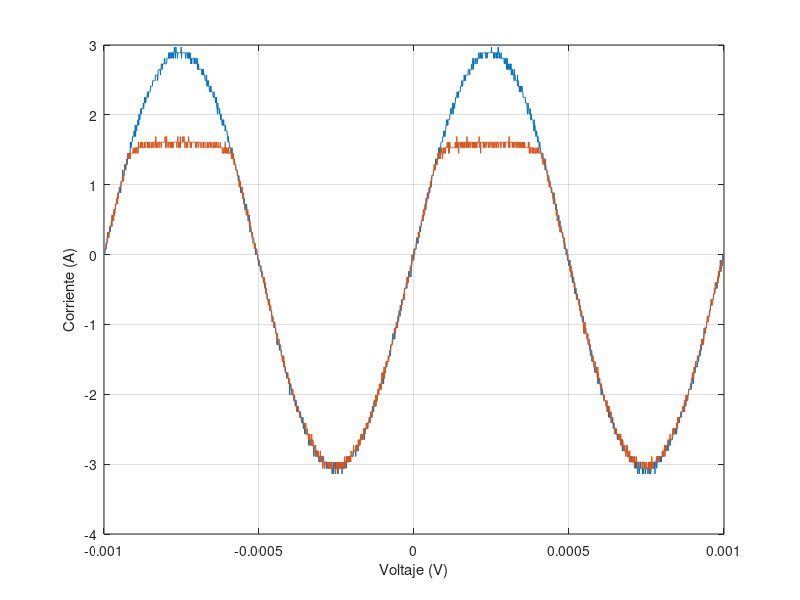

MATLAB code to generate this figure:
t=[-1.00E-03
-9.99E-04
-9.98E-04
-9.97E-04
-9.96E-04
-9.95E-04
-9.94E-04
-9.93E-04
-9.92E-04
-9.91E-04
-9.90E-04
-9.89E-04
-9.88E-04
-9.87E-04
-9.86E-04
-9.85E-04
-9.84E-04
-9.83E-04
-9.82E-04
-9.81E-04
-9.80E-04
-9.79E-04
-9.78E-04
-9.77E-04
-9.76E-04
-9.75E-04
-9.74E-04
-9.73E-04
-9.72E-04
-9.71E-04
-9.70E-04
-9.69E-04
-9.68E-04
-9.67E-04
-9.66E-04
-9.65E-04
-9.64E-04
-9.63E-04
-9.62E-04
-9.61E-04
-9.60E-04
-9.59E-04
-9.58E-04
-9.57E-04
-9.56E-04
-9.55E-04
-9.54E-04
-9.53E-04
-9.52E-04
-9.51E-04
-9.50E-04
-9.49E-04
-9.48E-04
-9.47E-04
-9.46E-04
-9.45E-04
-9.44E-04
-9.43E-04
-9.42E-04
-9.41E-04
-9.40E-04
-9.39E-04
-9.38E-04
-9.37E-04
-9.36E-04
-9.35E-04
-9.34E-04
-9.33E-04
-9.32E-04
-9.31E-04
-9.30E-04
-9.29E-04
-9.28E-04
-9.27E-04
-9.26E-04
-9.25E-04
-9.24E-04
-9.23E-04
-9.22E-04
-9.21E-04
-9.20E-04
-9.19E-04
-9.18E-04
-9.17E-04
-9.16E-04
-9.15E-04
-9.14E-04
-9.13E-04
-9.12E-04
-9.11E-04
-9.10E-04
-9.09E-04
-9.08E-04
-9.07E-04
-9.06E-04
-9.05E-04
-9.04E-04
-9.03E-04
-9.02E-04
-9.01E-04
-9.00E-04
-8.99E-04
-8.98E-04
-8.97E-04
-8.96E-04
-8.95E-04
-8.94E-04
-8.93E-04
-8.92E-04
-8.91E-04
-8.90E-04
-8.89E-04
-8.88E-04
-8.87E-04
-8.86E-04
-8.85E-04
-8.84E-04
-8.83E-04
-8.82E-04
-8.81E-04
-8.80E-04
-8.79E-04
-8.78E-04
-8.77E-04
-8.76E-04
-8.75E-04
-8.74E-04
-8.73E-04
-8.72E-04
-8.71E-04
-8.70E-04
-8.69E-04
-8.68E-04
-8.67E-04
-8.66E-04
-8.65E-04
-8.64E-04
-8.63E-04
-8.62E-04
-8.61E-04
-8.60E-04
-8.59E-04
-8.58E-04
-8.57E-04
-8.56E-04
-8.55E-04
-8.54E-04
-8.53E-04
-8.52E-04
-8.51E-04
-8.50E-04
-8.49E-04
-8.48E-04
-8.47E-04
-8.46E-04
-8.45E-04
-8.44E-04
-8.43E-04
-8.42E-04
-8.41E-04
-8.40E-04
-8.39E-04
-8.38E-04
-8.37E-04
-8.36E-04
-8.35E-04
-8.34E-04
-8.33E-04
-8.32E-04
-8.31E-04
-8.30E-04
-8.29E-04
-8.28E-04
-8.27E-04
-8.26E-04
-8.25E-04
-8.24E-04
-8.23E-04
-8.22E-04
-8.21E-04
-8.20E-04
-8.19E-04
-8.18E-04
-8.17E-04
-8.16E-04
-8.15E-04
-8.14E-04
-8.13E-04
-8.12E-04
-8.11E-04
-8.10E-04
-8.09E-04
-8.08E-04
-8.07E-04
-8.06E-04
-8.05E-04
-8.04E-04
-8.03E-04
-8.02E-04
-8.01E-04
-8.00E-04
-7.99E-04
-7.98E-04
-7.97E-04
-7.96E-04
-7.95E-04
-7.94E-04
-7.93E-04
-7.92E-04
-7.91E-04
-7.90E-04
-7.89E-04
-7.88E-04
-7.87E-04
-7.86E-04
-7.85E-04
-7.84E-04
-7.83E-04
-7.82E-04
-7.81E-04
-7.80E-04
-7.79E-04
-7.78E-04
-7.77E-04
-7.76E-04
-7.75E-04
-7.74E-04
-7.73E-04
-7.72E-04
-7.71E-04
-7.70E-04
-7.69E-04
-7.68E-04
-7.67E-04
-7.66E-04
-7.65E-04
-7.64E-04
-7.63E-04
-7.62E-04
-7.61E-04
-7.60E-04
-7.59E-04
-7.58E-04
-7.57E-04
-7.56E-04
-7.55E-04
-7.54E-04
-7.53E-04
-7.52E-04
-7.51E-04
-7.50E-04
-7.49E-04
-7.48E-04
-7.47E-04
-7.46E-04
-7.45E-04
-7.44E-04
-7.43E-04
-7.42E-04
-7.41E-04
-7.40E-04
-7.39E-04
-7.38E-04
-7.37E-04
-7.36E-04
-7.35E-04
-7.34E-04
-7.33E-04
-7.32E-04
-7.31E-04
-7.30E-04
-7.29E-04
-7.28E-04
-7.27E-04
-7.26E-04
-7.25E-04
-7.24E-04
-7.23E-04
-7.22E-04
-7.21E-04
-7.20E-04
-7.19E-04
-7.18E-04
-7.17E-04
-7.16E-04
-7.15E-04
-7.14E-04
-7.13E-04
-7.12E-04
-7.11E-04
-7.10E-04
-7.09E-04
-7.08E-04
-7.07E-04
-7.06E-04
-7.05E-04
-7.04E-04
-7.03E-04
-7.02E-04
-7.01E-04
-7.00E-04
-6.99E-04
-6.98E-04
-6.97E-04
-6.96E-04
-6.95E-04
-6.94E-04
-6.93E-04
-6.92E-04
-6.91E-04
-6.90E-04
-6.89E-04
-6.88E-04
-6.87E-04
-6.86E-04
-6.85E-04
-6.84E-04
-6.83E-04
-6.82E-04
-6.81E-04
-6.80E-04
-6.79E-04
-6.78E-04
-6.77E-04
-6.76E-04
-6.75E-04
-6.74E-04
-6.73E-04
-6.72E-04
-6.71E-04
-6.70E-04
-6.69E-04
-6.68E-04
-6.67E-04
-6.66E-04
-6.65E-04
-6.64E-04
-6.63E-04
-6.62E-04
-6.61E-04
-6.60E-04
-6.59E-04
-6.58E-04
-6.57E-04
-6.56E-04
-6.55E-04
-6.54E-04
-6.53E-04
-6.52E-04
-6.51E-04
-6.50E-04
-6.49E-04
-6.48E-04
-6.47E-04
-6.46E-04
-6.45E-04
-6.44E-04
-6.43E-04
-6.42E-04
-6.41E-04
-6.40E-04
-6.39E-04
-6.38E-04
-6.37E-04
-6.36E-04
-6.35E-04
-6.34E-04
-6.33E-04
-6.32E-04
-6.31E-04
-6.30E-04
-6.29E-04
-6.28E-04
-6.27E-04
-6.26E-04
-6.25E-04
-6.24E-04
-6.23E-04
-6.22E-04
-6.21E-04
-6.20E-04
-6.19E-04
-6.18E-04
-6.17E-04
-6.16E-04
-6.15E-04
-6.14E-04
-6.13E-04
-6.12E-04
-6.11E-04
-6.10E-04
-6.09E-04
-6.08E-04
-6.07E-04
-6.06E-04
-6.05E-04
-6.04E-04
-6.03E-04
-6.02E-04
-6.01E-04
-6.00E-04
-5.99E-04
-5.98E-04
-5.97E-04
-5.96E-04
-5.95E-04
-5.94E-04
-5.93E-04
-5.92E-04
-5.91E-04
-5.90E-04
-5.89E-04
-5.88E-04
-5.87E-04
-5.86E-04
-5.85E-04
-5.84E-04
-5.83E-04
-5.82E-04
-5.81E-04
-5.80E-04
-5.79E-04
-5.78E-04
-5.77E-04
-5.76E-04
-5.75E-04
-5.74E-04
-5.73E-04
-5.72E-04
-5.71E-04
-5.70E-04
-5.69E-04
-5.68E-04
-5.67E-04
-5.66E-04
-5.65E-04
-5.64E-04
-5.63E-04
-5.62E-04
-5.61E-04
-5.60E-04
-5.59E-04
-5.58E-04
-5.57E-04
-5.56E-04
-5.55E-04
-5.54E-04
-5.53E-04
-5.52E-04
-5.51E-04
-5.50E-04
-5.49E-04
-5.48E-04
-5.47E-04
-5.46E-04
-5.45E-04
-5.44E-04
-5.43E-04
-5.42E-04
-5.41E-04
-5.40E-04
-5.39E-04
-5.38E-04
-5.37E-04
-5.36E-04
-5.35E-04
-5.34E-04
-5.33E-04
-5.32E-04
-5.31E-04
-5.30E-04
-5.29E-04
-5.28E-04
-5.27E-04
-5.26E-04
-5.25E-04
-5.24E-04
-5.23E-04
-5.22E-04
-5.21E-04
-5.20E-04
-5.19E-04
-5.18E-04
-5.17E-04
-5.16E-04
-5.15E-04
-5.14E-04
-5.13E-04
-5.12E-04
-5.11E-04
-5.10E-04
-5.09E-04
-5.08E-04
-5.07E-04
-5.06E-04
-5.05E-04
-5.04E-04
-5.03E-04
-5.02E-04
-5.01E-04
-5.00E-04
-4.99E-04
-4.98E-04
-4.97E-04
-4.96E-04
-4.95E-04
-4.94E-04
-4.93E-04
-4.92E-04
-4.91E-04
-4.90E-04
-4.89E-04
-4.88E-04
-4.87E-04
-4.86E-04
-4.85E-04
-4.84E-04
-4.83E-04
-4.82E-04
-4.81E-04
-4.80E-04
-4.79E-04
-4.78E-04
-4.77E-04
-4.76E-04
-4.75E-04
-4.74E-04
-4.73E-04
-4.72E-04
-4.71E-04
-4.70E-04
-4.69E-04
-4.68E-04
-4.67E-04
-4.66E-04
-4.65E-04
-4.64E-04
-4.63E-04
-4.62E-04
-4.61E-04
-4.60E-04
-4.59E-04
-4.58E-04
-4.57E-04
-4.56E-04
-4.55E-04
-4.54E-04
-4.53E-04
-4.52E-04
-4.51E-04
-4.50E-04
-4.49E-04
-4.48E-04
-4.47E-04
-4.46E-04
-4.45E-04
-4.44E-04
-4.43E-04
-4.42E-04
-4.41E-04
-4.40E-04
-4.39E-04
-4.38E-04
-4.37E-04
-4.36E-04
-4.35E-04
-4.34E-04
-4.33E-04
-4.32E-04
-4.31E-04
-4.30E-04
-4.29E-04
-4.28E-04
-4.27E-04
-4.26E-04
-4.25E-04
-4.24E-04
-4.23E-04
-4.22E-04
-4.21E-04
-4.20E-04
-4.19E-04
-4.18E-04
-4.17E-04
-4.16E-04
-4.15E-04
-4.14E-04
-4.13E-04
-4.12E-04
-4.11E-04
-4.10E-04
-4.09E-04
-4.08E-04
-4.07E-04
-4.06E-04
-4.05E-04
-4.04E-04
-4.03E-04
-4.02E-04
-4.01E-04
-4.00E-04
-3.99E-04
-3.98E-04
-3.97E-04
-3.96E-04
-3.95E-04
-3.94E-04
-3.93E-04
-3.92E-04
-3.91E-04
-3.90E-04
-3.89E-04
-3.88E-04
-3.87E-04
-3.86E-04
-3.85E-04
-3.84E-04
-3.83E-04
-3.82E-04
-3.81E-04
-3.80E-04
-3.79E-04
-3.78E-04
-3.77E-04
-3.76E-04
-3.75E-04
-3.74E-04
-3.73E-04
-3.72E-04
-3.71E-04
-3.70E-04
-3.69E-04
-3.68E-04
-3.67E-04
-3.66E-04
-3.65E-04
-3.64E-04
-3.63E-04
-3.62E-04
-3.61E-04
-3.60E-04
-3.59E-04
-3.58E-04
-3.57E-04
-3.56E-04
-3.55E-04
-3.54E-04
-3.53E-04
-3.52E-04
-3.51E-04
-3.50E-04
-3.49E-04
-3.48E-04
-3.47E-04
-3.46E-04
-3.45E-04
-3.44E-04
-3.43E-04
-3.42E-04
-3.41E-04
-3.40E-04
-3.39E-04
-3.38E-04
-3.37E-04
-3.36E-04
-3.35E-04
-3.34E-04
-3.33E-04
-3.32E-04
-3.31E-04
-3.30E-04
-3.29E-04
-3.28E-04
-3.27E-04
-3.26E-04
-3.25E-04
-3.24E-04
-3.23E-04
-3.22E-04
-3.21E-04
-3.20E-04
-3.19E-04
-3.18E-04
-3.17E-04
-3.16E-04
-3.15E-04
-3.14E-04
-3.13E-04
-3.12E-04
-3.11E-04
-3.10E-04
-3.09E-04
-3.08E-04
-3.07E-04
-3.06E-04
-3.05E-04
-3.04E-04
-3.03E-04
-3.02E-04
-3.01E-04
-3.00E-04
-2.99E-04
-2.98E-04
-2.97E-04
-2.96E-04
-2.95E-04
-2.94E-04
-2.93E-04
-2.92E-04
-2.91E-04
-2.90E-04
-2.89E-04
-2.88E-04
-2.87E-04
-2.86E-04
-2.85E-04
-2.84E-04
-2.83E-04
-2.82E-04
-2.81E-04
-2.80E-04
-2.79E-04
-2.78E-04
-2.77E-04
-2.76E-04
-2.75E-04
-2.74E-04
-2.73E-04
-2.72E-04
-2.71E-04
-2.70E-04
-2.69E-04
-2.68E-04
-2.67E-04
-2.66E-04
-2.65E-04
-2.64E-04
-2.63E-04
-2.62E-04
-2.61E-04
-2.60E-04
-2.59E-04
-2.58E-04
-2.57E-04
-2.56E-04
-2.55E-04
-2.54E-04
-2.53E-04
-2.52E-04
-2.51E-04
-2.50E-04
-2.49E-04
-2.48E-04
-2.47E-04
-2.46E-04
-2.45E-04
-2.44E-04
-2.43E-04
-2.42E-04
-2.41E-04
-2.40E-04
-2.39E-04
-2.38E-04
-2.37E-04
-2.36E-04
-2.35E-04
-2.34E-04
-2.33E-04
-2.32E-04
-2.31E-04
-2.30E-04
-2.29E-04
-2.28E-04
-2.27E-04
-2.26E-04
-2.25E-04
-2.24E-04
-2.23E-04
-2.22E-04
-2.21E-04
-2.20E-04
-2.19E-04
-2.18E-04
-2.17E-04
-2.16E-04
-2.15E-04
-2.14E-04
-2.13E-04
-2.12E-04
-2.11E-04
-2.10E-04
-2.09E-04
-2.08E-04
-2.07E-04
-2.06E-04
-2.05E-04
-2.04E-04
-2.03E-04
-2.02E-04
-2.01E-04
-2.00E-04
-1.99E-04
-1.98E-04
-1.97E-04
-1.96E-04
-1.95E-04
-1.94E-04
-1.93E-04
-1.92E-04
-1.91E-04
-1.90E-04
-1.89E-04
-1.88E-04
-1.87E-04
-1.86E-04
-1.85E-04
-1.84E-04
-1.83E-04
-1.82E-04
-1.81E-04
-1.80E-04
-1.79E-04
-1.78E-04
-1.77E-04
-1.76E-04
-1.75E-04
-1.74E-04
-1.73E-04
-1.72E-04
-1.71E-04
-1.70E-04
-1.69E-04
-1.68E-04
-1.67E-04
-1.66E-04
-1.65E-04
-1.64E-04
-1.63E-04
-1.62E-04
-1.61E-04
-1.60E-04
-1.59E-04
-1.58E-04
-1.57E-04
-1.56E-04
-1.55E-04
-1.54E-04
-1.53E-04
-1.52E-04
-1.51E-04
-1.50E-04
-1.49E-04
-1.48E-04
-1.47E-04
-1.46E-04
-1.45E-04
-1.44E-04
-1.43E-04
-1.42E-04
-1.41E-04
-1.40E-04
-1.39E-04
-1.38E-04
-1.37E-04
-1.36E-04
-1.35E-04
-1.34E-04
-1.33E-04
-1.32E-04
-1.31E-04
-1.30E-04
-1.29E-04
-1.28E-04
-1.27E-04
-1.26E-04
-1.25E-04
-1.24E-04
-1.23E-04
-1.22E-04
-1.21E-04
-1.20E-04
-1.19E-04
-1.18E-04
-1.17E-04
-1.16E-04
-1.15E-04
-1.14E-04
-1.13E-04
-1.12E-04
-1.11E-04
-1.10E-04
-1.09E-04
-1.08E-04
-1.07E-04
-1.06E-04
-1.05E-04
-1.04E-04
-1.03E-04
-1.02E-04
-1.01E-04
-1.00E-04
-9.90E-05
-9.80E-05
-9.70E-05
-9.60E-05
-9.50E-05
-9.40E-05
-9.30E-05
-9.20E-05
-9.10E-05
-9.00E-05
-8.90E-05
-8.80E-05
-8.70E-05
-8.60E-05
-8.50E-05
-8.40E-05
-8.30E-05
-8.20E-05
-8.10E-05
-8.00E-05
-7.90E-05
-7.80E-05
-7.70E-05
-7.60E-05
-7.50E-05
-7.40E-05
-7.30E-05
-7.20E-05
-7.10E-05
-7.00E-05
-6.90E-05
-6.80E-05
-6.70E-05
-6.60E-05
-6.50E-05
-6.40E-05
-6.30E-05
-6.20E-05
-6.10E-05
-6.00E-05
-5.90E-05
-5.80E-05
-5.70E-05
-5.60E-05
-5.50E-05
-5.40E-05
-5.30E-05
-5.20E-05
-5.10E-05
-5.00E-05
-4.90E-05
-4.80E-05
-4.70E-05
-4.60E-05
-4.50E-05
-4.40E-05
-4.30E-05
-4.20E-05
-4.10E-05
-4.00E-05
-3.90E-05
-3.80E-05
-3.70E-05
-3.60E-05
-3.50E-05
-3.40E-05
-3.30E-05
-3.20E-05
-3.10E-05
-3.00E-05
-2.90E-05
-2.80E-05
-2.70E-05
-2.60E-05
-2.50E-05
-2.40E-05
-2.30E-05
-2.20E-05
-2.10E-05
-2.00E-05
-1.90E-05
-1.80E-05
-1.70E-05
-1.60E-05
-1.50E-05
-1.40E-05
-1.30E-05
-1.20E-05
-1.10E-05
-1.00E-05
-9.00E-06
-8.00E-06
-7.00E-06
-6.00E-06
-5.00E-06
-4.00E-06
-3.00E-06
-2.00E-06
-1.00E-06
0.00E+00
1.00E-06
2.00E-06
3.00E-06
4.00E-06
5.00E-06
6.00E-06
7.00E-06
8.00E-06
9.00E-06
1.00E-05
1.10E-05
1.20E-05
1.30E-05
1.40E-05
1.50E-05
1.60E-05
1.70E-05
1.80E-05
1.90E-05
2.00E-05
2.10E-05
2.20E-05
2.30E-05
2.40E-05
2.50E-05
2.60E-05
2.70E-05
2.80E-05
2.90E-05
3.00E-05
3.10E-05
3.20E-05
3.30E-05
3.40E-05
3.50E-05
3.60E-05
3.70E-05
3.80E-05
3.90E-05
4.00E-05
4.10E-05
4.20E-05
4.30E-05
4.40E-05
4.50E-05
4.60E-05
4.70E-05
4.80E-05
4.90E-05
5.00E-05
5.10E-05
5.20E-05
5.30E-05
5.40E-05
5.50E-05
5.60E-05
5.70E-05
5.80E-05
5.90E-05
6.00E-05
6.10E-05
6.20E-05
6.30E-05
6.40E-05
6.50E-05
6.60E-05
6.70E-05
6.80E-05
6.90E-05
7.00E-05
7.10E-05
7.20E-05
7.30E-05
7.40E-05
7.50E-05
7.60E-05
7.70E-05
7.80E-05
7.90E-05
8.00E-05
8.10E-05
8.20E-05
8.30E-05
8.40E-05
8.50E-05
8.60E-05
8.70E-05
8.80E-05
8.90E-05
9.00E-05
9.10E-05
9.20E-05
9.30E-05
9.40E-05
9.50E-05
9.60E-05
9.70E-05
9.80E-05
9.90E-05
1.00E-04
1.01E-04
1.02E-04
1.03E-04
1.04E-04
1.05E-04
1.06E-04
1.07E-04
1.08E-04
1.09E-04
1.10E-04
1.11E-04
1.12E-04
1.13E-04
1.14E-04
1.15E-04
1.16E-04
1.17E-04
1.18E-04
1.19E-04
1.20E-04
1.21E-04
1.22E-04
1.23E-04
1.24E-04
1.25E-04
1.26E-04
1.27E-04
1.28E-04
1.29E-04
1.30E-04
1.31E-04
1.32E-04
1.33E-04
1.34E-04
1.35E-04
1.36E-04
1.37E-04
1.38E-04
1.39E-04
1.40E-04
1.41E-04
1.42E-04
1.43E-04
1.44E-04
1.45E-04
1.46E-04
1.47E-04
1.48E-04
1.49E-04
1.50E-04
1.51E-04
1.52E-04
1.53E-04
1.54E-04
1.55E-04
1.56E-04
1.57E-04
1.58E-04
1.59E-04
1.60E-04
1.61E-04
1.62E-04
1.63E-04
1.64E-04
1.65E-04
1.66E-04
1.67E-04
1.68E-04
1.69E-04
1.70E-04
1.71E-04
1.72E-04
1.73E-04
1.74E-04
1.75E-04
1.76E-04
1.77E-04
1.78E-04
1.79E-04
1.80E-04
1.81E-04
1.82E-04
1.83E-04
1.84E-04
1.85E-04
1.86E-04
1.87E-04
1.88E-04
1.89E-04
1.90E-04
1.91E-04
1.92E-04
1.93E-04
1.94E-04
1.95E-04
1.96E-04
1.97E-04
1.98E-04
1.99E-04
2.00E-04
2.01E-04
2.02E-04
2.03E-04
2.04E-04
2.05E-04
2.06E-04
2.07E-04
2.08E-04
2.09E-04
2.10E-04
2.11E-04
2.12E-04
2.13E-04
2.14E-04
2.15E-04
2.16E-04
2.17E-04
2.18E-04
2.19E-04
2.20E-04
2.21E-04
2.22E-04
2.23E-04
2.24E-04
2.25E-04
2.26E-04
2.27E-04
2.28E-04
2.29E-04
2.30E-04
2.31E-04
2.32E-04
2.33E-04
2.34E-04
2.35E-04
2.36E-04
2.37E-04
2.38E-04
2.39E-04
2.40E-04
2.41E-04
2.42E-04
2.43E-04
2.44E-04
2.45E-04
2.46E-04
2.47E-04
2.48E-04
2.49E-04
2.50E-04
2.51E-04
2.52E-04
2.53E-04
2.54E-04
2.55E-04
2.56E-04
2.57E-04
2.58E-04
2.59E-04
2.60E-04
2.61E-04
2.62E-04
2.63E-04
2.64E-04
2.65E-04
2.66E-04
2.67E-04
2.68E-04
2.69E-04
2.70E-04
2.71E-04
2.72E-04
2.73E-04
2.74E-04
2.75E-04
2.76E-04
2.77E-04
2.78E-04
2.79E-04
2.80E-04
2.81E-04
2.82E-04
2.83E-04
2.84E-04
2.85E-04
2.86E-04
2.87E-04
2.88E-04
2.89E-04
2.90E-04
2.91E-04
2.92E-04
2.93E-04
2.94E-04
2.95E-04
2.96E-04
2.97E-04
2.98E-04
2.99E-04
3.00E-04
3.01E-04
3.02E-04
3.03E-04
3.04E-04
3.05E-04
3.06E-04
3.07E-04
3.08E-04
3.09E-04
3.10E-04
3.11E-04
3.12E-04
3.13E-04
3.14E-04
3.15E-04
3.16E-04
3.17E-04
3.18E-04
3.19E-04
3.20E-04
3.21E-04
3.22E-04
3.23E-04
3.24E-04
3.25E-04
3.26E-04
3.27E-04
3.28E-04
3.29E-04
3.30E-04
3.31E-04
3.32E-04
3.33E-04
3.34E-04
3.35E-04
3.36E-04
3.37E-04
3.38E-04
3.39E-04
3.40E-04
3.41E-04
3.42E-04
3.43E-04
3.44E-04
3.45E-04
3.46E-04
3.47E-04
3.48E-04
3.49E-04
3.50E-04
3.51E-04
3.52E-04
3.53E-04
3.54E-04
3.55E-04
3.56E-04
3.57E-04
3.58E-04
3.59E-04
3.60E-04
3.61E-04
3.62E-04
3.63E-04
3.64E-04
3.65E-04
3.66E-04
3.67E-04
3.68E-04
3.69E-04
3.70E-04
3.71E-04
3.72E-04
3.73E-04
3.74E-04
3.75E-04
3.76E-04
3.77E-04
3.78E-04
3.79E-04
3.80E-04
3.81E-04
3.82E-04
3.83E-04
3.84E-04
3.85E-04
3.86E-04
3.87E-04
3.88E-04
3.89E-04
3.90E-04
3.91E-04
3.92E-04
3.93E-04
3.94E-04
3.95E-04
3.96E-04
3.97E-04
3.98E-04
3.99E-04
4.00E-04
4.01E-04
4.02E-04
4.03E-04
4.04E-04
4.05E-04
4.06E-04
4.07E-04
4.08E-04
4.09E-04
4.10E-04
4.11E-04
4.12E-04
4.13E-04
4.14E-04
4.15E-04
4.16E-04
4.17E-04
4.18E-04
4.19E-04
4.20E-04
4.21E-04
4.22E-04
4.23E-04
4.24E-04
4.25E-04
4.26E-04
4.27E-04
4.28E-04
4.29E-04
4.30E-04
4.31E-04
4.32E-04
4.33E-04
4.34E-04
4.35E-04
4.36E-04
4.37E-04
4.38E-04
4.39E-04
4.40E-04
4.41E-04
4.42E-04
4.43E-04
4.44E-04
4.45E-04
4.46E-04
4.47E-04
4.48E-04
4.49E-04
4.50E-04
4.51E-04
4.52E-04
4.53E-04
4.54E-04
4.55E-04
4.56E-04
4.57E-04
4.58E-04
4.59E-04
4.60E-04
4.61E-04
4.62E-04
4.63E-04
4.64E-04
4.65E-04
4.66E-04
4.67E-04
4.68E-04
4.69E-04
4.70E-04
4.71E-04
4.72E-04
4.73E-04
4.74E-04
4.75E-04
4.76E-04
4.77E-04
4.78E-04
4.79E-04
4.80E-04
4.81E-04
4.82E-04
4.83E-04
4.84E-04
4.85E-04
4.86E-04
4.87E-04
4.88E-04
4.89E-04
4.90E-04
4.91E-04
4.92E-04
4.93E-04
4.94E-04
4.95E-04
4.96E-04
4.97E-04
4.98E-04
4.99E-04
5.00E-04
5.01E-04
5.02E-04
5.03E-04
5.04E-04
5.05E-04
5.06E-04
5.07E-04
5.08E-04
5.09E-04
5.10E-04
5.11E-04
5.12E-04
5.13E-04
5.14E-04
5.15E-04
5.16E-04
5.17E-04
5.18E-04
5.19E-04
5.20E-04
5.21E-04
5.22E-04
5.23E-04
5.24E-04
5.25E-04
5.26E-04
5.27E-04
5.28E-04
5.29E-04
5.30E-04
5.31E-04
5.32E-04
5.33E-04
5.34E-04
5.35E-04
5.36E-04
5.37E-04
5.38E-04
5.39E-04
5.40E-04
5.41E-04
5.42E-04
5.43E-04
5.44E-04
5.45E-04
5.46E-04
5.47E-04
5.48E-04
5.49E-04
5.50E-04
5.51E-04
5.52E-04
5.53E-04
5.54E-04
5.55E-04
5.56E-04
5.57E-04
5.58E-04
5.59E-04
5.60E-04
5.61E-04
5.62E-04
5.63E-04
5.64E-04
5.65E-04
5.66E-04
5.67E-04
5.68E-04
5.69E-04
5.70E-04
5.71E-04
5.72E-04
5.73E-04
5.74E-04
5.75E-04
5.76E-04
5.77E-04
5.78E-04
5.79E-04
5.80E-04
5.81E-04
5.82E-04
5.83E-04
5.84E-04
5.85E-04
5.86E-04
5.87E-04
5.88E-04
5.89E-04
5.90E-04
5.91E-04
5.92E-04
5.93E-04
5.94E-04
5.95E-04
5.96E-04
5.97E-04
5.98E-04
5.99E-04
6.00E-04
6.01E-04
6.02E-04
6.03E-04
6.04E-04
6.05E-04
6.06E-04
6.07E-04
6.08E-04
6.09E-04
6.10E-04
6.11E-04
6.12E-04
6.13E-04
6.14E-04
6.15E-04
6.16E-04
6.17E-04
6.18E-04
6.19E-04
6.20E-04
6.21E-04
6.22E-04
6.23E-04
6.24E-04
6.25E-04
6.26E-04
6.27E-04
6.28E-04
6.29E-04
6.30E-04
6.31E-04
6.32E-04
6.33E-04
6.34E-04
6.35E-04
6.36E-04
6.37E-04
6.38E-04
6.39E-04
6.40E-04
6.41E-04
6.42E-04
6.43E-04
6.44E-04
6.45E-04
6.46E-04
6.47E-04
6.48E-04
6.49E-04
6.50E-04
6.51E-04
6.52E-04
6.53E-04
6.54E-04
6.55E-04
6.56E-04
6.57E-04
6.58E-04
6.59E-04
6.60E-04
6.61E-04
6.62E-04
6.63E-04
6.64E-04
6.65E-04
6.66E-04
6.67E-04
6.68E-04
6.69E-04
6.70E-04
6.71E-04
6.72E-04
6.73E-04
6.74E-04
6.75E-04
6.76E-04
6.77E-04
6.78E-04
6.79E-04
6.80E-04
6.81E-04
6.82E-04
6.83E-04
6.84E-04
6.85E-04
6.86E-04
6.87E-04
6.88E-04
6.89E-04
6.90E-04
6.91E-04
6.92E-04
6.93E-04
6.94E-04
6.95E-04
6.96E-04
6.97E-04
6.98E-04
6.99E-04
7.00E-04
7.01E-04
7.02E-04
7.03E-04
7.04E-04
7.05E-04
7.06E-04
7.07E-04
7.08E-04
7.09E-04
7.10E-04
7.11E-04
7.12E-04
7.13E-04
7.14E-04
7.15E-04
7.16E-04
7.17E-04
7.18E-04
7.19E-04
7.20E-04
7.21E-04
7.22E-04
7.23E-04
7.24E-04
7.25E-04
7.26E-04
7.27E-04
7.28E-04
7.29E-04
7.30E-04
7.31E-04
7.32E-04
7.33E-04
7.34E-04
7.35E-04
7.36E-04
7.37E-04
7.38E-04
7.39E-04
7.40E-04
7.41E-04
7.42E-04
7.43E-04
7.44E-04
7.45E-04
7.46E-04
7.47E-04
7.48E-04
7.49E-04
7.50E-04
7.51E-04
7.52E-04
7.53E-04
7.54E-04
7.55E-04
7.56E-04
7.57E-04
7.58E-04
7.59E-04
7.60E-04
7.61E-04
7.62E-04
7.63E-04
7.64E-04
7.65E-04
7.66E-04
7.67E-04
7.68E-04
7.69E-04
7.70E-04
7.71E-04
7.72E-04
7.73E-04
7.74E-04
7.75E-04
7.76E-04
7.77E-04
7.78E-04
7.79E-04
7.80E-04
7.81E-04
7.82E-04
7.83E-04
7.84E-04
7.85E-04
7.86E-04
7.87E-04
7.88E-04
7.89E-04
7.90E-04
7.91E-04
7.92E-04
7.93E-04
7.94E-04
7.95E-04
7.96E-04
7.97E-04
7.98E-04
7.99E-04
8.00E-04
8.01E-04
8.02E-04
8.03E-04
8.04E-04
8.05E-04
8.06E-04
8.07E-04
8.08E-04
8.09E-04
8.10E-04
8.11E-04
8.12E-04
8.13E-04
8.14E-04
8.15E-04
8.16E-04
8.17E-04
8.18E-04
8.19E-04
8.20E-04
8.21E-04
8.22E-04
8.23E-04
8.24E-04
8.25E-04
8.26E-04
8.27E-04
8.28E-04
8.29E-04
8.30E-04
8.31E-04
8.32E-04
8.33E-04
8.34E-04
8.35E-04
8.36E-04
8.37E-04
8.38E-04
8.39E-04
8.40E-04
8.41E-04
8.42E-04
8.43E-04
8.44E-04
8.45E-04
8.46E-04
8.47E-04
8.48E-04
8.49E-04
8.50E-04
8.51E-04
8.52E-04
8.53E-04
8.54E-04
8.55E-04
8.56E-04
8.57E-04
8.58E-04
8.59E-04
8.60E-04
8.61E-04
8.62E-04
8.63E-04
8.64E-04
8.65E-04
8.66E-04
8.67E-04
8.68E-04
8.69E-04
8.70E-04
8.71E-04
8.72E-04
8.73E-04
8.74E-04
8.75E-04
8.76E-04
8.77E-04
8.78E-04
8.79E-04
8.80E-04
8.81E-04
8.82E-04
8.83E-04
8.84E-04
8.85E-04
8.86E-04
8.87E-04
8.88E-04
8.89E-04
8.90E-04
8.91E-04
8.92E-04
8.93E-04
8.94E-04
8.95E-04
8.96E-04
8.97E-04
8.98E-04
8.99E-04
9.00E-04
9.01E-04
9.02E-04
9.03E-04
9.04E-04
9.05E-04
9.06E-04
9.07E-04
9.08E-04
9.09E-04
9.10E-04
9.11E-04
9.12E-04
9.13E-04
9.14E-04
9.15E-04
9.16E-04
9.17E-04
9.18E-04
9.19E-04
9.20E-04
9.21E-04
9.22E-04
9.23E-04
9.24E-04
9.25E-04
9.26E-04
9.27E-04
9.28E-04
9.29E-04
9.30E-04
9.31E-04
9.32E-04
9.33E-04
9.34E-04
9.35E-04
9.36E-04
9.37E-04
9.38E-04
9.39E-04
9.40E-04
9.41E-04
9.42E-04
9.43E-04
9.44E-04
9.45E-04
9.46E-04
9.47E-04
9.48E-04
9.49E-04
9.50E-04
9.51E-04
9.52E-04
9.53E-04
9.54E-04
9.55E-04
9.56E-04
9.57E-04
9.58E-04
9.59E-04
9.60E-04
9.61E-04
9.62E-04
9.63E-04
9.64E-04
9.65E-04
9.66E-04
9.67E-04
9.68E-04
9.69E-04
9.70E-04
9.71E-04
9.72E-04
9.73E-04
9.74E-04
9.75E-04
9.76E-04
9.77E-04
9.78E-04
9.79E-04
9.80E-04
9.81E-04
9.82E-04
9.83E-04
9.84E-04
9.85E-04
9.86E-04
9.87E-04
9.88E-04
9.89E-04
9.90E-04
9.91E-04
9.92E-04
9.93E-04
9.94E-04
9.95E-04
9.96E-04
9.97E-04
9.98E-04
9.99E-04];
x=[0.00E+00
0.00E+00
0.00E+00
0.00E+00
8.04E-02
8.04E-02
8.04E-02
8.04E-02
1.61E-01
1.61E-01
1.61E-01
2.41E-01
3.22E-01
2.41E-01
2.41E-01
2.41E-01
3.22E-01
3.22E-01
3.22E-01
4.02E-01
3.22E-01
4.02E-01
4.02E-01
4.02E-01
4.82E-01
4.82E-01
5.63E-01
4.82E-01
4.82E-01
5.63E-01
5.63E-01
4.82E-01
5.63E-01
5.63E-01
6.43E-01
6.43E-01
6.43E-01
7.24E-01
7.24E-01
7.24E-01
7.24E-01
7.24E-01
8.04E-01
8.04E-01
8.04E-01
8.84E-01
8.84E-01
8.84E-01
8.84E-01
8.84E-01
8.84E-01
9.65E-01
9.65E-01
9.65E-01
8.84E-01
1.05E+00
1.05E+00
1.05E+00
1.05E+00
1.05E+00
1.21E+00
1.13E+00
1.13E+00
1.13E+00
1.13E+00
1.13E+00
1.21E+00
1.29E+00
1.21E+00
1.29E+00
1.21E+00
1.29E+00
1.29E+00
1.37E+00
1.29E+00
1.29E+00
1.37E+00
1.45E+00
1.37E+00
1.45E+00
1.45E+00
1.45E+00
1.45E+00
1.45E+00
1.45E+00
1.61E+00
1.53E+00
1.53E+00
1.53E+00
1.61E+00
1.61E+00
1.61E+00
1.69E+00
1.69E+00
1.69E+00
1.69E+00
1.69E+00
1.77E+00
1.69E+00
1.77E+00
1.77E+00
1.85E+00
1.69E+00
1.85E+00
1.85E+00
1.77E+00
1.85E+00
1.85E+00
1.85E+00
1.93E+00
1.93E+00
1.93E+00
1.85E+00
2.01E+00
1.93E+00
1.93E+00
1.93E+00
2.01E+00
2.01E+00
2.09E+00
2.01E+00
2.09E+00
2.09E+00
2.09E+00
2.09E+00
2.09E+00
2.09E+00
2.17E+00
2.09E+00
2.17E+00
2.17E+00
2.25E+00
2.17E+00
2.25E+00
2.17E+00
2.17E+00
2.25E+00
2.25E+00
2.25E+00
2.25E+00
2.33E+00
2.33E+00
2.25E+00
2.25E+00
2.33E+00
2.33E+00
2.33E+00
2.33E+00
2.33E+00
2.33E+00
2.41E+00
2.41E+00
2.41E+00
2.41E+00
2.41E+00
2.41E+00
2.41E+00
2.49E+00
2.49E+00
2.49E+00
2.49E+00
2.49E+00
2.49E+00
2.49E+00
2.49E+00
2.49E+00
2.57E+00
2.57E+00
2.57E+00
2.57E+00
2.57E+00
2.57E+00
2.57E+00
2.49E+00
2.57E+00
2.65E+00
2.65E+00
2.65E+00
2.65E+00
2.65E+00
2.65E+00
2.65E+00
2.57E+00
2.65E+00
2.65E+00
2.73E+00
2.73E+00
2.65E+00
2.65E+00
2.73E+00
2.73E+00
2.73E+00
2.73E+00
2.73E+00
2.73E+00
2.81E+00
2.81E+00
2.73E+00
2.73E+00
2.73E+00
2.73E+00
2.73E+00
2.73E+00
2.81E+00
2.81E+00
2.81E+00
2.81E+00
2.81E+00
2.81E+00
2.89E+00
2.81E+00
2.89E+00
2.81E+00
2.81E+00
2.89E+00
2.89E+00
2.81E+00
2.81E+00
2.89E+00
2.89E+00
2.81E+00
2.89E+00
2.89E+00
2.89E+00
2.81E+00
2.89E+00
2.89E+00
2.97E+00
2.89E+00
2.89E+00
2.81E+00
2.89E+00
2.97E+00
2.89E+00
2.89E+00
2.89E+00
2.89E+00
2.81E+00
2.89E+00
2.89E+00
2.89E+00
2.89E+00
2.89E+00
2.89E+00
2.89E+00
2.89E+00
2.89E+00
2.89E+00
2.89E+00
2.97E+00
2.81E+00
2.89E+00
2.89E+00
2.89E+00
2.89E+00
2.89E+00
2.89E+00
2.89E+00
2.89E+00
2.89E+00
2.89E+00
2.89E+00
2.89E+00
2.81E+00
2.81E+00
2.89E+00
2.89E+00
2.89E+00
2.89E+00
2.89E+00
2.81E+00
2.81E+00
2.81E+00
2.89E+00
2.81E+00
2.89E+00
2.81E+00
2.81E+00
2.89E+00
2.81E+00
2.73E+00
2.81E+00
2.81E+00
2.73E+00
2.81E+00
2.81E+00
2.81E+00
2.81E+00
2.81E+00
2.81E+00
2.81E+00
2.73E+00
2.81E+00
2.73E+00
2.73E+00
2.81E+00
2.81E+00
2.81E+00
2.73E+00
2.73E+00
2.73E+00
2.81E+00
2.65E+00
2.73E+00
2.65E+00
2.73E+00
2.65E+00
2.65E+00
2.65E+00
2.65E+00
2.65E+00
2.65E+00
2.65E+00
2.65E+00
2.65E+00
2.65E+00
2.57E+00
2.65E+00
2.57E+00
2.65E+00
2.57E+00
2.65E+00
2.57E+00
2.57E+00
2.57E+00
2.57E+00
2.49E+00
2.49E+00
2.49E+00
2.49E+00
2.57E+00
2.57E+00
2.41E+00
2.49E+00
2.49E+00
2.41E+00
2.49E+00
2.49E+00
2.41E+00
2.41E+00
2.33E+00
2.33E+00
2.33E+00
2.41E+00
2.33E+00
2.41E+00
2.33E+00
2.33E+00
2.33E+00
2.33E+00
2.33E+00
2.33E+00
2.25E+00
2.25E+00
2.25E+00
2.33E+00
2.25E+00
2.25E+00
2.25E+00
2.25E+00
2.17E+00
2.25E+00
2.17E+00
2.25E+00
2.09E+00
2.09E+00
2.01E+00
2.17E+00
2.09E+00
2.09E+00
2.09E+00
2.09E+00
2.01E+00
2.09E+00
2.01E+00
2.01E+00
1.93E+00
2.01E+00
2.01E+00
1.93E+00
1.93E+00
1.85E+00
1.85E+00
1.93E+00
1.93E+00
1.85E+00
1.93E+00
1.85E+00
1.85E+00
1.85E+00
1.85E+00
1.77E+00
1.85E+00
1.77E+00
1.77E+00
1.77E+00
1.77E+00
1.77E+00
1.69E+00
1.69E+00
1.61E+00
1.69E+00
1.61E+00
1.61E+00
1.61E+00
1.53E+00
1.53E+00
1.53E+00
1.53E+00
1.53E+00
1.53E+00
1.45E+00
1.45E+00
1.53E+00
1.45E+00
1.37E+00
1.37E+00
1.37E+00
1.37E+00
1.37E+00
1.37E+00
1.29E+00
1.29E+00
1.29E+00
1.29E+00
1.29E+00
1.21E+00
1.21E+00
1.21E+00
1.21E+00
1.13E+00
1.13E+00
1.13E+00
1.05E+00
1.05E+00
1.13E+00
1.05E+00
1.05E+00
1.05E+00
1.05E+00
9.65E-01
8.84E-01
9.65E-01
8.84E-01
8.84E-01
9.65E-01
8.84E-01
8.84E-01
8.84E-01
8.04E-01
8.04E-01
8.04E-01
7.24E-01
8.04E-01
6.43E-01
6.43E-01
6.43E-01
7.24E-01
6.43E-01
7.24E-01
7.24E-01
6.43E-01
6.43E-01
5.63E-01
5.63E-01
4.82E-01
5.63E-01
4.82E-01
4.82E-01
5.63E-01
4.02E-01
3.22E-01
4.02E-01
4.02E-01
4.02E-01
3.22E-01
3.22E-01
3.22E-01
2.41E-01
2.41E-01
2.41E-01
2.41E-01
2.41E-01
2.41E-01
1.61E-01
1.61E-01
1.61E-01
1.61E-01
8.04E-02
0.00E+00
8.04E-02
8.04E-02
8.04E-02
8.04E-02
0.00E+00
0.00E+00
-8.04E-02
-8.04E-02
-8.04E-02
-1.61E-01
-1.61E-01
-8.04E-02
-1.61E-01
-1.61E-01
-1.61E-01
-2.41E-01
-1.61E-01
-2.41E-01
-2.41E-01
-3.22E-01
-3.22E-01
-3.22E-01
-3.22E-01
-3.22E-01
-3.22E-01
-4.02E-01
-4.02E-01
-4.02E-01
-4.82E-01
-4.02E-01
-4.82E-01
-4.82E-01
-4.82E-01
-4.82E-01
-5.63E-01
-5.63E-01
-6.43E-01
-6.43E-01
-6.43E-01
-6.43E-01
-6.43E-01
-7.24E-01
-6.43E-01
-7.24E-01
-7.24E-01
-8.04E-01
-8.04E-01
-8.04E-01
-8.04E-01
-8.04E-01
-8.04E-01
-8.84E-01
-8.84E-01
-9.65E-01
-8.84E-01
-8.84E-01
-9.65E-01
-9.65E-01
-1.05E+00
-1.05E+00
-9.65E-01
-9.65E-01
-1.05E+00
-1.05E+00
-1.13E+00
-1.13E+00
-1.13E+00
-1.13E+00
-1.29E+00
-1.21E+00
-1.29E+00
-1.29E+00
-1.29E+00
-1.29E+00
-1.21E+00
-1.29E+00
-1.37E+00
-1.29E+00
-1.37E+00
-1.37E+00
-1.37E+00
-1.37E+00
-1.45E+00
-1.45E+00
-1.45E+00
-1.45E+00
-1.45E+00
-1.45E+00
-1.53E+00
-1.45E+00
-1.61E+00
-1.61E+00
-1.53E+00
-1.61E+00
-1.61E+00
-1.61E+00
-1.69E+00
-1.69E+00
-1.69E+00
-1.77E+00
-1.69E+00
-1.69E+00
-1.77E+00
-1.77E+00
-1.77E+00
-1.77E+00
-1.85E+00
-1.85E+00
-1.85E+00
-2.01E+00
-1.85E+00
-1.85E+00
-1.85E+00
-1.93E+00
-1.93E+00
-1.93E+00
-2.01E+00
-2.01E+00
-1.93E+00
-2.01E+00
-2.01E+00
-2.01E+00
-2.09E+00
-2.01E+00
-2.09E+00
-2.09E+00
-2.09E+00
-2.17E+00
-2.09E+00
-2.17E+00
-2.09E+00
-2.17E+00
-2.17E+00
-2.25E+00
-2.17E+00
-2.25E+00
-2.17E+00
-2.25E+00
-2.25E+00
-2.25E+00
-2.25E+00
-2.25E+00
-2.33E+00
-2.33E+00
-2.25E+00
-2.33E+00
-2.33E+00
-2.41E+00
-2.41E+00
-2.33E+00
-2.41E+00
-2.33E+00
-2.33E+00
-2.49E+00
-2.41E+00
-2.49E+00
-2.41E+00
-2.57E+00
-2.49E+00
-2.49E+00
-2.49E+00
-2.57E+00
-2.57E+00
-2.57E+00
-2.57E+00
-2.57E+00
-2.57E+00
-2.57E+00
-2.57E+00
-2.57E+00
-2.73E+00
-2.65E+00
-2.65E+00
-2.65E+00
-2.73E+00
-2.65E+00
-2.73E+00
-2.73E+00
-2.65E+00
-2.73E+00
-2.73E+00
-2.73E+00
-2.73E+00
-2.73E+00
-2.73E+00
-2.73E+00
-2.81E+00
-2.89E+00
-2.81E+00
-2.81E+00
-2.81E+00
-2.81E+00
-2.81E+00
-2.89E+00
-2.89E+00
-2.81E+00
-2.81E+00
-2.89E+00
-2.81E+00
-2.81E+00
-2.89E+00
-2.89E+00
-2.89E+00
-2.97E+00
-2.97E+00
-2.97E+00
-2.89E+00
-2.97E+00
-2.89E+00
-2.89E+00
-2.97E+00
-2.89E+00
-2.89E+00
-2.97E+00
-2.97E+00
-2.89E+00
-2.89E+00
-2.89E+00
-2.89E+00
-2.97E+00
-2.97E+00
-2.97E+00
-3.06E+00
-2.97E+00
-2.97E+00
-2.97E+00
-2.97E+00
-2.97E+00
-3.06E+00
-2.97E+00
-3.06E+00
-2.97E+00
-2.97E+00
-3.06E+00
-3.06E+00
-3.06E+00
-3.06E+00
-3.06E+00
-2.97E+00
-3.06E+00
-3.06E+00
-3.06E+00
-3.06E+00
-3.06E+00
-2.97E+00
-3.06E+00
-3.14E+00
-3.06E+00
-3.06E+00
-3.06E+00
-2.97E+00
-3.14E+00
-3.06E+00
-3.06E+00
-3.06E+00
-3.06E+00
-2.97E+00
-3.06E+00
-3.06E+00
-3.06E+00
-3.06E+00
-3.06E+00
-2.97E+00
-3.14E+00
-3.14E+00
-3.06E+00
-2.97E+00
-2.97E+00
-3.06E+00
-3.06E+00
-3.06E+00
-2.97E+00
-3.06E+00
-3.06E+00
-3.06E+00
-3.06E+00
-2.97E+00
-3.06E+00
-3.14E+00
-3.06E+00
-2.97E+00
-3.06E+00
-2.97E+00
-3.06E+00
-2.97E+00
-3.06E+00
-2.97E+00
-2.97E+00
-2.97E+00
-2.97E+00
-2.97E+00
-2.97E+00
-3.06E+00
-2.89E+00
-2.97E+00
-2.97E+00
-2.97E+00
-2.97E+00
-2.89E+00
-2.89E+00
-2.97E+00
-2.97E+00
-2.89E+00
-2.89E+00
-2.97E+00
-2.89E+00
-2.89E+00
-2.89E+00
-2.89E+00
-2.89E+00
-2.89E+00
-2.89E+00
-2.89E+00
-2.89E+00
-2.89E+00
-2.81E+00
-2.81E+00
-2.81E+00
-2.81E+00
-2.81E+00
-2.81E+00
-2.81E+00
-2.89E+00
-2.81E+00
-2.73E+00
-2.81E+00
-2.81E+00
-2.81E+00
-2.73E+00
-2.73E+00
-2.81E+00
-2.73E+00
-2.73E+00
-2.73E+00
-2.73E+00
-2.73E+00
-2.65E+00
-2.65E+00
-2.65E+00
-2.65E+00
-2.65E+00
-2.65E+00
-2.57E+00
-2.57E+00
-2.65E+00
-2.65E+00
-2.57E+00
-2.57E+00
-2.57E+00
-2.49E+00
-2.65E+00
-2.49E+00
-2.57E+00
-2.49E+00
-2.49E+00
-2.49E+00
-2.49E+00
-2.49E+00
-2.49E+00
-2.49E+00
-2.41E+00
-2.49E+00
-2.41E+00
-2.41E+00
-2.41E+00
-2.33E+00
-2.33E+00
-2.33E+00
-2.33E+00
-2.33E+00
-2.33E+00
-2.33E+00
-2.33E+00
-2.25E+00
-2.33E+00
-2.25E+00
-2.17E+00
-2.25E+00
-2.25E+00
-2.17E+00
-2.25E+00
-2.09E+00
-2.09E+00
-2.17E+00
-2.17E+00
-2.09E+00
-2.17E+00
-2.17E+00
-2.09E+00
-2.09E+00
-2.09E+00
-2.01E+00
-2.01E+00
-2.01E+00
-2.01E+00
-1.93E+00
-1.93E+00
-1.93E+00
-1.93E+00
-1.93E+00
-1.93E+00
-1.85E+00
-1.85E+00
-1.85E+00
-1.93E+00
-1.85E+00
-1.85E+00
-1.85E+00
-1.77E+00
-1.77E+00
-1.69E+00
-1.77E+00
-1.85E+00
-1.69E+00
-1.77E+00
-1.69E+00
-1.69E+00
-1.69E+00
-1.69E+00
-1.61E+00
-1.61E+00
-1.53E+00
-1.61E+00
-1.53E+00
-1.53E+00
-1.53E+00
-1.53E+00
-1.53E+00
-1.53E+00
-1.45E+00
-1.45E+00
-1.45E+00
-1.37E+00
-1.37E+00
-1.45E+00
-1.37E+00
-1.29E+00
-1.29E+00
-1.29E+00
-1.29E+00
-1.21E+00
-1.21E+00
-1.13E+00
-1.21E+00
-1.21E+00
-1.21E+00
-1.13E+00
-1.05E+00
-1.21E+00
-1.05E+00
-1.13E+00
-1.05E+00
-1.05E+00
-9.65E-01
-1.05E+00
-9.65E-01
-9.65E-01
-1.05E+00
-8.84E-01
-8.84E-01
-9.65E-01
-8.84E-01
-8.04E-01
-8.04E-01
-8.04E-01
-8.84E-01
-7.24E-01
-7.24E-01
-8.04E-01
-8.04E-01
-6.43E-01
-6.43E-01
-6.43E-01
-6.43E-01
-6.43E-01
-6.43E-01
-6.43E-01
-5.63E-01
-6.43E-01
-4.82E-01
-4.82E-01
-4.82E-01
-4.82E-01
-4.82E-01
-4.82E-01
-4.02E-01
-4.02E-01
-4.82E-01
-4.02E-01
-3.22E-01
-4.02E-01
-3.22E-01
-3.22E-01
-2.41E-01
-3.22E-01
-2.41E-01
-2.41E-01
-2.41E-01
-2.41E-01
-2.41E-01
-3.22E-01
-2.41E-01
-1.61E-01
-1.61E-01
-8.04E-02
-8.04E-02
-8.04E-02
0.00E+00
-8.04E-02
0.00E+00
8.04E-02
8.04E-02
0.00E+00
8.04E-02
8.04E-02
8.04E-02
8.04E-02
8.04E-02
2.41E-01
1.61E-01
1.61E-01
1.61E-01
2.41E-01
1.61E-01
3.22E-01
2.41E-01
3.22E-01
3.22E-01
3.22E-01
4.02E-01
4.02E-01
3.22E-01
4.02E-01
4.02E-01
4.82E-01
4.82E-01
4.82E-01
4.82E-01
5.63E-01
4.82E-01
6.43E-01
6.43E-01
6.43E-01
6.43E-01
6.43E-01
6.43E-01
7.24E-01
7.24E-01
6.43E-01
8.04E-01
7.24E-01
8.04E-01
8.04E-01
8.84E-01
8.04E-01
8.84E-01
8.84E-01
8.04E-01
8.84E-01
9.65E-01
8.84E-01
8.84E-01
9.65E-01
9.65E-01
9.65E-01
1.05E+00
9.65E-01
1.05E+00
1.13E+00
1.13E+00
1.13E+00
1.13E+00
1.13E+00
1.21E+00
1.21E+00
1.21E+00
1.21E+00
1.21E+00
1.29E+00
1.29E+00
1.37E+00
1.29E+00
1.29E+00
1.37E+00
1.37E+00
1.37E+00
1.37E+00
1.37E+00
1.45E+00
1.37E+00
1.53E+00
1.45E+00
1.53E+00
1.53E+00
1.45E+00
1.53E+00
1.53E+00
1.61E+00
1.61E+00
1.61E+00
1.61E+00
1.61E+00
1.61E+00
1.69E+00
1.69E+00
1.69E+00
1.77E+00
1.69E+00
1.77E+00
1.77E+00
1.69E+00
1.77E+00
1.77E+00
1.85E+00
1.85E+00
1.93E+00
1.85E+00
1.85E+00
1.93E+00
1.85E+00
1.93E+00
1.93E+00
1.93E+00
1.93E+00
1.93E+00
1.93E+00
2.01E+00
2.01E+00
2.09E+00
2.09E+00
2.09E+00
2.09E+00
2.01E+00
2.09E+00
2.09E+00
2.17E+00
2.01E+00
2.09E+00
2.17E+00
2.17E+00
2.09E+00
2.09E+00
2.17E+00
2.17E+00
2.25E+00
2.25E+00
2.25E+00
2.25E+00
2.25E+00
2.33E+00
2.25E+00
2.25E+00
2.33E+00
2.25E+00
2.33E+00
2.33E+00
2.33E+00
2.33E+00
2.33E+00
2.33E+00
2.41E+00
2.41E+00
2.41E+00
2.41E+00
2.49E+00
2.41E+00
2.41E+00
2.41E+00
2.49E+00
2.49E+00
2.49E+00
2.49E+00
2.57E+00
2.49E+00
2.49E+00
2.57E+00
2.49E+00
2.57E+00
2.57E+00
2.57E+00
2.57E+00
2.57E+00
2.57E+00
2.57E+00
2.57E+00
2.65E+00
2.65E+00
2.65E+00
2.65E+00
2.57E+00
2.57E+00
2.65E+00
2.65E+00
2.65E+00
2.65E+00
2.65E+00
2.73E+00
2.65E+00
2.73E+00
2.73E+00
2.81E+00
2.65E+00
2.73E+00
2.81E+00
2.73E+00
2.73E+00
2.73E+00
2.73E+00
2.73E+00
2.81E+00
2.81E+00
2.81E+00
2.81E+00
2.73E+00
2.73E+00
2.81E+00
2.81E+00
2.81E+00
2.81E+00
2.89E+00
2.81E+00
2.81E+00
2.81E+00
2.89E+00
2.89E+00
2.81E+00
2.81E+00
2.89E+00
2.81E+00
2.81E+00
2.81E+00
2.81E+00
2.89E+00
2.89E+00
2.89E+00
2.89E+00
2.89E+00
2.89E+00
2.89E+00
2.89E+00
2.89E+00
2.89E+00
2.81E+00
2.89E+00
2.89E+00
2.89E+00
2.81E+00
2.89E+00
2.89E+00
2.89E+00
2.89E+00
2.89E+00
2.89E+00
2.89E+00
2.89E+00
2.89E+00
2.89E+00
2.89E+00
2.89E+00
2.89E+00
2.97E+00
2.89E+00
2.89E+00
2.89E+00
2.89E+00
2.89E+00
2.89E+00
2.81E+00
2.89E+00
2.89E+00
2.81E+00
2.89E+00
2.89E+00
2.89E+00
2.89E+00
2.81E+00
2.89E+00
2.89E+00
2.81E+00
2.89E+00
2.81E+00
2.97E+00
2.97E+00
2.89E+00
2.89E+00
2.81E+00
2.89E+00
2.81E+00
2.81E+00
2.81E+00
2.81E+00
2.89E+00
2.81E+00
2.81E+00
2.81E+00
2.81E+00
2.81E+00
2.81E+00
2.81E+00
2.81E+00
2.81E+00
2.73E+00
2.73E+00
2.81E+00
2.81E+00
2.73E+00
2.73E+00
2.81E+00
2.73E+00
2.65E+00
2.73E+00
2.81E+00
2.65E+00
2.65E+00
2.73E+00
2.65E+00
2.73E+00
2.73E+00
2.65E+00
2.65E+00
2.65E+00
2.73E+00
2.65E+00
2.73E+00
2.57E+00
2.65E+00
2.65E+00
2.57E+00
2.65E+00
2.65E+00
2.57E+00
2.57E+00
2.57E+00
2.49E+00
2.65E+00
2.57E+00
2.57E+00
2.49E+00
2.49E+00
2.49E+00
2.49E+00
2.49E+00
2.49E+00
2.49E+00
2.57E+00
2.41E+00
2.49E+00
2.41E+00
2.41E+00
2.41E+00
2.33E+00
2.41E+00
2.41E+00
2.33E+00
2.41E+00
2.33E+00
2.33E+00
2.41E+00
2.41E+00
2.41E+00
2.33E+00
2.33E+00
2.25E+00
2.25E+00
2.25E+00
2.25E+00
2.25E+00
2.25E+00
2.25E+00
2.25E+00
2.17E+00
2.17E+00
2.17E+00
2.17E+00
2.17E+00
2.09E+00
2.01E+00
2.09E+00
2.17E+00
2.09E+00
2.09E+00
2.01E+00
2.01E+00
2.01E+00
2.09E+00
2.09E+00
2.01E+00
1.93E+00
2.01E+00
1.93E+00
1.93E+00
1.93E+00
1.93E+00
1.93E+00
1.93E+00
1.85E+00
1.85E+00
1.77E+00
1.93E+00
1.77E+00
1.85E+00
1.77E+00
1.77E+00
1.69E+00
1.69E+00
1.77E+00
1.77E+00
1.69E+00
1.69E+00
1.61E+00
1.69E+00
1.61E+00
1.61E+00
1.61E+00
1.53E+00
1.61E+00
1.61E+00
1.53E+00
1.53E+00
1.45E+00
1.45E+00
1.45E+00
1.45E+00
1.45E+00
1.45E+00
1.45E+00
1.45E+00
1.37E+00
1.37E+00
1.37E+00
1.37E+00
1.29E+00
1.29E+00
1.21E+00
1.37E+00
1.21E+00
1.21E+00
1.21E+00
1.21E+00
1.21E+00
1.13E+00
1.13E+00
1.13E+00
1.05E+00
1.13E+00
1.13E+00
1.05E+00
1.05E+00
1.05E+00
1.05E+00
9.65E-01
9.65E-01
9.65E-01
8.84E-01
9.65E-01
8.84E-01
8.84E-01
8.84E-01
8.84E-01
8.04E-01
7.24E-01
8.04E-01
8.84E-01
7.24E-01
7.24E-01
7.24E-01
7.24E-01
6.43E-01
6.43E-01
7.24E-01
5.63E-01
6.43E-01
5.63E-01
5.63E-01
5.63E-01
4.82E-01
4.82E-01
5.63E-01
4.82E-01
4.02E-01
4.02E-01
4.82E-01
3.22E-01
4.02E-01
4.02E-01
3.22E-01
3.22E-01
3.22E-01
3.22E-01
2.41E-01
2.41E-01
2.41E-01
2.41E-01
2.41E-01
1.61E-01
8.04E-02
1.61E-01
1.61E-01
8.04E-02
8.04E-02
8.04E-02
0.00E+00
8.04E-02
8.04E-02
0.00E+00
-8.04E-02
0.00E+00
-8.04E-02
-8.04E-02
-1.61E-01
-8.04E-02
-1.61E-01
-1.61E-01
-8.04E-02
-1.61E-01
-2.41E-01
-1.61E-01
-3.22E-01
-2.41E-01
-3.22E-01
-3.22E-01
-4.02E-01
-3.22E-01
-4.02E-01
-4.02E-01
-3.22E-01
-4.02E-01
-4.02E-01
-4.82E-01
-5.63E-01
-4.82E-01
-5.63E-01
-4.82E-01
-5.63E-01
-5.63E-01
-5.63E-01
-6.43E-01
-5.63E-01
-6.43E-01
-6.43E-01
-6.43E-01
-6.43E-01
-7.24E-01
-7.24E-01
-7.24E-01
-7.24E-01
-8.04E-01
-8.04E-01
-8.04E-01
-8.84E-01
-8.04E-01
-8.84E-01
-8.84E-01
-9.65E-01
-9.65E-01
-9.65E-01
-8.84E-01
-9.65E-01
-9.65E-01
-1.05E+00
-1.05E+00
-1.05E+00
-1.13E+00
-1.13E+00
-1.05E+00
-1.13E+00
-1.13E+00
-1.13E+00
-1.21E+00
-1.21E+00
-1.21E+00
-1.21E+00
-1.29E+00
-1.29E+00
-1.29E+00
-1.29E+00
-1.29E+00
-1.37E+00
-1.29E+00
-1.45E+00
-1.45E+00
-1.37E+00
-1.37E+00
-1.37E+00
-1.53E+00
-1.45E+00
-1.53E+00
-1.53E+00
-1.53E+00
-1.53E+00
-1.53E+00
-1.61E+00
-1.61E+00
-1.69E+00
-1.69E+00
-1.69E+00
-1.69E+00
-1.61E+00
-1.69E+00
-1.69E+00
-1.69E+00
-1.69E+00
-1.69E+00
-1.85E+00
-1.77E+00
-1.77E+00
-1.85E+00
-1.85E+00
-1.85E+00
-1.77E+00
-1.85E+00
-1.85E+00
-1.93E+00
-1.93E+00
-2.01E+00
-1.85E+00
-2.01E+00
-2.01E+00
-1.93E+00
-2.01E+00
-2.01E+00
-2.01E+00
-2.01E+00
-2.09E+00
-2.09E+00
-2.09E+00
-2.09E+00
-2.09E+00
-2.09E+00
-2.17E+00
-2.17E+00
-2.17E+00
-2.17E+00
-2.25E+00
-2.17E+00
-2.25E+00
-2.25E+00
-2.25E+00
-2.33E+00
-2.25E+00
-2.33E+00
-2.25E+00
-2.33E+00
-2.33E+00
-2.33E+00
-2.33E+00
-2.41E+00
-2.33E+00
-2.33E+00
-2.41E+00
-2.41E+00
-2.33E+00
-2.41E+00
-2.49E+00
-2.41E+00
-2.41E+00
-2.49E+00
-2.49E+00
-2.49E+00
-2.57E+00
-2.49E+00
-2.57E+00
-2.57E+00
-2.57E+00
-2.57E+00
-2.57E+00
-2.65E+00
-2.57E+00
-2.57E+00
-2.57E+00
-2.65E+00
-2.57E+00
-2.65E+00
-2.65E+00
-2.57E+00
-2.65E+00
-2.65E+00
-2.65E+00
-2.65E+00
-2.65E+00
-2.73E+00
-2.65E+00
-2.81E+00
-2.73E+00
-2.73E+00
-2.81E+00
-2.81E+00
-2.81E+00
-2.81E+00
-2.81E+00
-2.81E+00
-2.81E+00
-2.81E+00
-2.81E+00
-2.81E+00
-2.81E+00
-2.81E+00
-2.81E+00
-2.89E+00
-2.81E+00
-2.89E+00
-2.89E+00
-2.89E+00
-2.89E+00
-2.89E+00
-2.89E+00
-2.97E+00
-2.97E+00
-2.89E+00
-2.97E+00
-2.97E+00
-2.89E+00
-2.97E+00
-2.89E+00
-2.97E+00
-2.97E+00
-2.97E+00
-2.97E+00
-2.97E+00
-2.97E+00
-2.97E+00
-2.97E+00
-2.97E+00
-2.97E+00
-3.06E+00
-2.97E+00
-2.97E+00
-3.06E+00
-2.97E+00
-2.97E+00
-3.06E+00
-3.06E+00
-3.14E+00
-3.06E+00
-3.06E+00
-2.97E+00
-3.06E+00
-3.14E+00
-3.06E+00
-3.06E+00
-2.97E+00
-3.06E+00
-3.06E+00
-3.06E+00
-3.06E+00
-3.06E+00
-3.06E+00
-3.14E+00
-3.06E+00
-3.06E+00
-3.06E+00
-3.14E+00
-3.06E+00
-3.06E+00
-3.06E+00
-3.06E+00
-3.06E+00
-3.14E+00
-3.06E+00
-3.06E+00
-3.06E+00
-3.06E+00
-3.06E+00
-3.06E+00
-3.14E+00
-3.06E+00
-2.97E+00
-2.97E+00
-3.14E+00
-3.14E+00
-2.97E+00
-2.97E+00
-3.06E+00
-3.14E+00
-3.14E+00
-3.06E+00
-3.06E+00
-3.06E+00
-3.06E+00
-3.06E+00
-3.06E+00
-3.06E+00
-3.06E+00
-3.06E+00
-3.06E+00
-2.97E+00
-2.97E+00
-3.14E+00
-3.06E+00
-2.97E+00
-2.97E+00
-2.97E+00
-2.97E+00
-3.06E+00
-2.97E+00
-2.89E+00
-2.97E+00
-2.89E+00
-2.89E+00
-2.97E+00
-2.97E+00
-2.89E+00
-2.97E+00
-2.97E+00
-2.97E+00
-2.89E+00
-2.97E+00
-2.89E+00
-2.97E+00
-2.89E+00
-2.89E+00
-2.89E+00
-2.89E+00
-2.89E+00
-2.89E+00
-2.81E+00
-2.89E+00
-2.81E+00
-2.81E+00
-2.81E+00
-2.73E+00
-2.81E+00
-2.73E+00
-2.81E+00
-2.73E+00
-2.73E+00
-2.81E+00
-2.73E+00
-2.73E+00
-2.73E+00
-2.81E+00
-2.73E+00
-2.73E+00
-2.65E+00
-2.73E+00
-2.73E+00
-2.73E+00
-2.73E+00
-2.65E+00
-2.65E+00
-2.65E+00
-2.65E+00
-2.65E+00
-2.65E+00
-2.65E+00
-2.57E+00
-2.57E+00
-2.57E+00
-2.57E+00
-2.49E+00
-2.57E+00
-2.57E+00
-2.49E+00
-2.49E+00
-2.57E+00
-2.49E+00
-2.49E+00
-2.57E+00
-2.49E+00
-2.49E+00
-2.49E+00
-2.41E+00
-2.41E+00
-2.41E+00
-2.33E+00
-2.33E+00
-2.41E+00
-2.33E+00
-2.33E+00
-2.33E+00
-2.33E+00
-2.25E+00
-2.33E+00
-2.25E+00
-2.25E+00
-2.25E+00
-2.25E+00
-2.25E+00
-2.17E+00
-2.17E+00
-2.25E+00
-2.17E+00
-2.17E+00
-2.25E+00
-2.09E+00
-2.09E+00
-2.09E+00
-2.17E+00
-2.09E+00
-2.01E+00
-2.09E+00
-2.01E+00
-2.09E+00
-2.09E+00
-2.01E+00
-2.01E+00
-1.93E+00
-1.93E+00
-1.93E+00
-1.93E+00
-1.93E+00
-1.93E+00
-1.85E+00
-1.85E+00
-1.93E+00
-1.85E+00
-1.85E+00
-1.85E+00
-1.77E+00
-1.77E+00
-1.77E+00
-1.85E+00
-1.77E+00
-1.69E+00
-1.69E+00
-1.61E+00
-1.69E+00
-1.69E+00
-1.61E+00
-1.53E+00
-1.61E+00
-1.61E+00
-1.61E+00
-1.61E+00
-1.61E+00
-1.53E+00
-1.53E+00
-1.45E+00
-1.53E+00
-1.45E+00
-1.45E+00
-1.45E+00
-1.37E+00
-1.45E+00
-1.37E+00
-1.29E+00
-1.37E+00
-1.37E+00
-1.29E+00
-1.29E+00
-1.29E+00
-1.21E+00
-1.21E+00
-1.21E+00
-1.21E+00
-1.13E+00
-1.05E+00
-1.13E+00
-1.13E+00
-1.05E+00
-1.13E+00
-1.05E+00
-1.05E+00
-1.05E+00
-9.65E-01
-9.65E-01
-9.65E-01
-9.65E-01
-9.65E-01
-8.84E-01
-8.84E-01
-8.84E-01
-8.84E-01
-8.84E-01
-8.04E-01
-8.04E-01
-8.04E-01
-7.24E-01
-7.24E-01
-6.43E-01
-7.24E-01
-7.24E-01
-6.43E-01
-6.43E-01
-6.43E-01
-6.43E-01
-6.43E-01
-5.63E-01
-5.63E-01
-5.63E-01
-5.63E-01
-4.82E-01
-4.82E-01
-4.02E-01
-4.82E-01
-4.02E-01
-4.02E-01
-4.82E-01
-4.82E-01
-4.02E-01
-3.22E-01
-3.22E-01
-2.41E-01
-3.22E-01
-3.22E-01
-2.41E-01
-2.41E-01
-2.41E-01
-8.04E-02
-1.61E-01
-2.41E-01
-2.41E-01
-1.61E-01
-1.61E-01
-1.61E-01
-1.61E-01
0.00E+00
-8.04E-02
0.00E+00
0.00E+00];
y=[8.04E-02
8.04E-02
8.04E-02
8.04E-02
8.04E-02
8.04E-02
1.61E-01
1.61E-01
1.61E-01
1.61E-01
2.41E-01
2.41E-01
2.41E-01
2.41E-01
3.22E-01
2.41E-01
2.41E-01
3.22E-01
4.02E-01
4.02E-01
4.02E-01
4.02E-01
4.02E-01
4.02E-01
4.82E-01
4.82E-01
4.02E-01
5.63E-01
4.82E-01
5.63E-01
4.82E-01
6.43E-01
6.43E-01
6.43E-01
5.63E-01
5.63E-01
6.43E-01
6.43E-01
7.24E-01
7.24E-01
7.24E-01
8.04E-01
8.04E-01
8.04E-01
7.24E-01
8.84E-01
8.04E-01
8.84E-01
8.84E-01
9.65E-01
9.65E-01
9.65E-01
9.65E-01
9.65E-01
9.65E-01
9.65E-01
1.05E+00
1.05E+00
1.05E+00
1.05E+00
1.05E+00
1.13E+00
1.13E+00
1.05E+00
1.13E+00
1.21E+00
1.21E+00
1.21E+00
1.21E+00
1.21E+00
1.21E+00
1.29E+00
1.29E+00
1.29E+00
1.29E+00
1.37E+00
1.37E+00
1.37E+00
1.45E+00
1.37E+00
1.45E+00
1.37E+00
1.45E+00
1.45E+00
1.45E+00
1.37E+00
1.45E+00
1.45E+00
1.45E+00
1.45E+00
1.45E+00
1.45E+00
1.45E+00
1.45E+00
1.53E+00
1.45E+00
1.45E+00
1.45E+00
1.45E+00
1.53E+00
1.53E+00
1.53E+00
1.45E+00
1.53E+00
1.53E+00
1.53E+00
1.45E+00
1.53E+00
1.53E+00
1.53E+00
1.45E+00
1.61E+00
1.53E+00
1.53E+00
1.53E+00
1.53E+00
1.53E+00
1.61E+00
1.53E+00
1.53E+00
1.61E+00
1.61E+00
1.53E+00
1.53E+00
1.53E+00
1.61E+00
1.53E+00
1.53E+00
1.53E+00
1.53E+00
1.53E+00
1.61E+00
1.53E+00
1.53E+00
1.53E+00
1.61E+00
1.61E+00
1.61E+00
1.61E+00
1.61E+00
1.61E+00
1.53E+00
1.61E+00
1.53E+00
1.61E+00
1.61E+00
1.53E+00
1.61E+00
1.61E+00
1.53E+00
1.53E+00
1.53E+00
1.53E+00
1.53E+00
1.61E+00
1.53E+00
1.61E+00
1.61E+00
1.53E+00
1.53E+00
1.53E+00
1.61E+00
1.61E+00
1.61E+00
1.61E+00
1.53E+00
1.61E+00
1.69E+00
1.61E+00
1.53E+00
1.61E+00
1.61E+00
1.53E+00
1.53E+00
1.61E+00
1.61E+00
1.61E+00
1.61E+00
1.53E+00
1.61E+00
1.61E+00
1.61E+00
1.61E+00
1.61E+00
1.53E+00
1.53E+00
1.61E+00
1.61E+00
1.61E+00
1.61E+00
1.61E+00
1.61E+00
1.61E+00
1.61E+00
1.61E+00
1.61E+00
1.61E+00
1.69E+00
1.61E+00
1.53E+00
1.61E+00
1.61E+00
1.69E+00
1.53E+00
1.61E+00
1.61E+00
1.61E+00
1.61E+00
1.61E+00
1.53E+00
1.61E+00
1.61E+00
1.61E+00
1.61E+00
1.53E+00
1.61E+00
1.53E+00
1.61E+00
1.53E+00
1.61E+00
1.53E+00
1.61E+00
1.61E+00
1.53E+00
1.61E+00
1.61E+00
1.61E+00
1.61E+00
1.61E+00
1.61E+00
1.61E+00
1.61E+00
1.61E+00
1.61E+00
1.61E+00
1.53E+00
1.61E+00
1.61E+00
1.69E+00
1.61E+00
1.61E+00
1.53E+00
1.61E+00
1.61E+00
1.53E+00
1.53E+00
1.69E+00
1.53E+00
1.61E+00
1.61E+00
1.61E+00
1.61E+00
1.61E+00
1.61E+00
1.69E+00
1.61E+00
1.61E+00
1.61E+00
1.69E+00
1.61E+00
1.61E+00
1.53E+00
1.61E+00
1.61E+00
1.61E+00
1.61E+00
1.53E+00
1.61E+00
1.61E+00
1.53E+00
1.61E+00
1.61E+00
1.61E+00
1.69E+00
1.61E+00
1.61E+00
1.61E+00
1.61E+00
1.53E+00
1.61E+00
1.61E+00
1.61E+00
1.53E+00
1.61E+00
1.61E+00
1.61E+00
1.61E+00
1.61E+00
1.61E+00
1.61E+00
1.61E+00
1.61E+00
1.61E+00
1.61E+00
1.61E+00
1.53E+00
1.61E+00
1.61E+00
1.53E+00
1.61E+00
1.61E+00
1.61E+00
1.61E+00
1.61E+00
1.53E+00
1.61E+00
1.61E+00
1.61E+00
1.61E+00
1.61E+00
1.61E+00
1.53E+00
1.53E+00
1.53E+00
1.61E+00
1.61E+00
1.61E+00
1.53E+00
1.53E+00
1.53E+00
1.53E+00
1.61E+00
1.53E+00
1.61E+00
1.61E+00
1.61E+00
1.61E+00
1.53E+00
1.53E+00
1.53E+00
1.53E+00
1.53E+00
1.53E+00
1.61E+00
1.53E+00
1.61E+00
1.61E+00
1.53E+00
1.53E+00
1.53E+00
1.61E+00
1.61E+00
1.61E+00
1.61E+00
1.53E+00
1.53E+00
1.53E+00
1.61E+00
1.61E+00
1.53E+00
1.53E+00
1.53E+00
1.53E+00
1.53E+00
1.61E+00
1.61E+00
1.53E+00
1.53E+00
1.61E+00
1.53E+00
1.53E+00
1.53E+00
1.61E+00
1.61E+00
1.53E+00
1.53E+00
1.53E+00
1.53E+00
1.61E+00
1.53E+00
1.53E+00
1.53E+00
1.53E+00
1.53E+00
1.53E+00
1.61E+00
1.53E+00
1.53E+00
1.53E+00
1.53E+00
1.53E+00
1.53E+00
1.45E+00
1.45E+00
1.53E+00
1.45E+00
1.45E+00
1.45E+00
1.53E+00
1.53E+00
1.45E+00
1.61E+00
1.45E+00
1.53E+00
1.45E+00
1.45E+00
1.53E+00
1.53E+00
1.45E+00
1.45E+00
1.53E+00
1.45E+00
1.53E+00
1.45E+00
1.45E+00
1.45E+00
1.45E+00
1.45E+00
1.53E+00
1.45E+00
1.45E+00
1.37E+00
1.45E+00
1.45E+00
1.37E+00
1.45E+00
1.37E+00
1.45E+00
1.37E+00
1.29E+00
1.29E+00
1.37E+00
1.29E+00
1.29E+00
1.29E+00
1.21E+00
1.21E+00
1.21E+00
1.21E+00
1.21E+00
1.21E+00
1.13E+00
1.13E+00
1.13E+00
1.13E+00
1.05E+00
9.65E-01
1.05E+00
9.65E-01
1.05E+00
1.05E+00
9.65E-01
9.65E-01
9.65E-01
8.84E-01
9.65E-01
8.84E-01
8.04E-01
8.84E-01
8.84E-01
8.84E-01
8.04E-01
7.24E-01
7.24E-01
7.24E-01
7.24E-01
7.24E-01
6.43E-01
6.43E-01
5.63E-01
6.43E-01
6.43E-01
5.63E-01
5.63E-01
6.43E-01
5.63E-01
4.82E-01
4.82E-01
4.82E-01
4.02E-01
4.02E-01
4.82E-01
4.02E-01
3.22E-01
3.22E-01
3.22E-01
3.22E-01
3.22E-01
2.41E-01
3.22E-01
1.61E-01
1.61E-01
1.61E-01
1.61E-01
1.61E-01
8.04E-02
1.61E-01
1.61E-01
1.61E-01
8.04E-02
8.04E-02
8.04E-02
0.00E+00
0.00E+00
0.00E+00
0.00E+00
0.00E+00
-8.04E-02
-8.04E-02
-8.04E-02
-8.04E-02
-8.04E-02
-1.61E-01
-1.61E-01
-1.61E-01
-2.41E-01
-2.41E-01
-2.41E-01
-2.41E-01
-2.41E-01
-2.41E-01
-2.41E-01
-3.22E-01
-3.22E-01
-4.02E-01
-4.02E-01
-4.02E-01
-3.22E-01
-4.02E-01
-4.02E-01
-4.82E-01
-4.02E-01
-5.63E-01
-4.82E-01
-4.82E-01
-5.63E-01
-5.63E-01
-5.63E-01
-6.43E-01
-6.43E-01
-7.24E-01
-7.24E-01
-6.43E-01
-6.43E-01
-6.43E-01
-8.04E-01
-7.24E-01
-7.24E-01
-7.24E-01
-8.04E-01
-8.04E-01
-8.04E-01
-9.65E-01
-9.65E-01
-8.84E-01
-9.65E-01
-9.65E-01
-9.65E-01
-9.65E-01
-1.05E+00
-9.65E-01
-1.05E+00
-1.05E+00
-1.05E+00
-1.05E+00
-1.13E+00
-1.13E+00
-1.13E+00
-1.21E+00
-1.13E+00
-1.13E+00
-1.29E+00
-1.21E+00
-1.21E+00
-1.29E+00
-1.29E+00
-1.29E+00
-1.29E+00
-1.29E+00
-1.29E+00
-1.29E+00
-1.37E+00
-1.37E+00
-1.45E+00
-1.45E+00
-1.53E+00
-1.53E+00
-1.53E+00
-1.45E+00
-1.53E+00
-1.45E+00
-1.61E+00
-1.53E+00
-1.61E+00
-1.69E+00
-1.69E+00
-1.69E+00
-1.69E+00
-1.69E+00
-1.69E+00
-1.69E+00
-1.69E+00
-1.77E+00
-1.69E+00
-1.77E+00
-1.77E+00
-1.85E+00
-1.77E+00
-1.77E+00
-1.85E+00
-1.85E+00
-1.85E+00
-1.85E+00
-1.85E+00
-1.93E+00
-1.93E+00
-1.93E+00
-1.93E+00
-2.01E+00
-1.93E+00
-2.01E+00
-2.01E+00
-2.01E+00
-2.09E+00
-2.01E+00
-2.01E+00
-2.09E+00
-2.09E+00
-2.09E+00
-2.09E+00
-2.09E+00
-2.25E+00
-2.17E+00
-2.17E+00
-2.17E+00
-2.17E+00
-2.25E+00
-2.25E+00
-2.25E+00
-2.25E+00
-2.25E+00
-2.33E+00
-2.25E+00
-2.33E+00
-2.33E+00
-2.33E+00
-2.33E+00
-2.33E+00
-2.41E+00
-2.41E+00
-2.41E+00
-2.41E+00
-2.41E+00
-2.41E+00
-2.41E+00
-2.41E+00
-2.49E+00
-2.49E+00
-2.49E+00
-2.49E+00
-2.49E+00
-2.41E+00
-2.49E+00
-2.57E+00
-2.57E+00
-2.57E+00
-2.49E+00
-2.57E+00
-2.57E+00
-2.57E+00
-2.65E+00
-2.57E+00
-2.57E+00
-2.65E+00
-2.57E+00
-2.73E+00
-2.65E+00
-2.65E+00
-2.73E+00
-2.65E+00
-2.57E+00
-2.65E+00
-2.73E+00
-2.73E+00
-2.65E+00
-2.73E+00
-2.73E+00
-2.73E+00
-2.73E+00
-2.73E+00
-2.81E+00
-2.81E+00
-2.81E+00
-2.73E+00
-2.89E+00
-2.81E+00
-2.81E+00
-2.89E+00
-2.81E+00
-2.89E+00
-2.89E+00
-2.89E+00
-2.81E+00
-2.89E+00
-2.89E+00
-2.89E+00
-2.89E+00
-2.97E+00
-2.81E+00
-2.89E+00
-2.89E+00
-2.89E+00
-2.97E+00
-2.89E+00
-2.89E+00
-2.97E+00
-3.06E+00
-2.97E+00
-2.97E+00
-2.97E+00
-2.97E+00
-3.06E+00
-2.97E+00
-2.97E+00
-2.97E+00
-2.97E+00
-2.97E+00
-2.97E+00
-2.97E+00
-2.97E+00
-2.97E+00
-3.06E+00
-3.06E+00
-2.97E+00
-3.06E+00
-2.97E+00
-3.06E+00
-3.06E+00
-2.97E+00
-3.06E+00
-2.97E+00
-2.97E+00
-2.97E+00
-2.97E+00
-3.06E+00
-2.97E+00
-3.06E+00
-3.06E+00
-3.06E+00
-3.06E+00
-3.06E+00
-3.06E+00
-3.06E+00
-2.97E+00
-3.06E+00
-3.06E+00
-3.06E+00
-3.14E+00
-3.06E+00
-3.06E+00
-2.97E+00
-3.06E+00
-3.06E+00
-2.97E+00
-3.06E+00
-2.97E+00
-3.14E+00
-2.97E+00
-3.06E+00
-3.06E+00
-2.97E+00
-2.97E+00
-3.06E+00
-3.06E+00
-3.06E+00
-2.97E+00
-2.97E+00
-2.97E+00
-3.06E+00
-2.97E+00
-3.06E+00
-3.06E+00
-2.97E+00
-3.06E+00
-3.06E+00
-2.97E+00
-2.97E+00
-2.89E+00
-2.97E+00
-3.06E+00
-2.97E+00
-2.97E+00
-2.97E+00
-2.89E+00
-2.97E+00
-2.89E+00
-2.89E+00
-2.97E+00
-2.97E+00
-2.89E+00
-2.89E+00
-2.97E+00
-2.89E+00
-2.97E+00
-2.89E+00
-2.89E+00
-2.97E+00
-2.81E+00
-2.89E+00
-2.89E+00
-2.89E+00
-2.89E+00
-2.89E+00
-2.81E+00
-2.81E+00
-2.73E+00
-2.81E+00
-2.81E+00
-2.81E+00
-2.81E+00
-2.81E+00
-2.81E+00
-2.73E+00
-2.73E+00
-2.81E+00
-2.81E+00
-2.73E+00
-2.73E+00
-2.73E+00
-2.81E+00
-2.65E+00
-2.73E+00
-2.73E+00
-2.73E+00
-2.65E+00
-2.65E+00
-2.73E+00
-2.65E+00
-2.57E+00
-2.57E+00
-2.57E+00
-2.65E+00
-2.65E+00
-2.65E+00
-2.57E+00
-2.65E+00
-2.57E+00
-2.57E+00
-2.49E+00
-2.57E+00
-2.49E+00
-2.57E+00
-2.57E+00
-2.49E+00
-2.49E+00
-2.49E+00
-2.41E+00
-2.49E+00
-2.41E+00
-2.49E+00
-2.41E+00
-2.41E+00
-2.41E+00
-2.41E+00
-2.41E+00
-2.41E+00
-2.41E+00
-2.33E+00
-2.33E+00
-2.41E+00
-2.25E+00
-2.33E+00
-2.25E+00
-2.25E+00
-2.33E+00
-2.25E+00
-2.25E+00
-2.25E+00
-2.25E+00
-2.17E+00
-2.17E+00
-2.17E+00
-2.09E+00
-2.09E+00
-2.09E+00
-2.17E+00
-2.01E+00
-2.17E+00
-2.09E+00
-2.09E+00
-2.01E+00
-2.01E+00
-2.09E+00
-1.93E+00
-1.93E+00
-1.93E+00
-2.01E+00
-2.01E+00
-1.85E+00
-1.93E+00
-1.93E+00
-1.93E+00
-1.85E+00
-1.85E+00
-1.93E+00
-1.85E+00
-1.69E+00
-1.85E+00
-1.77E+00
-1.77E+00
-1.77E+00
-1.69E+00
-1.77E+00
-1.61E+00
-1.69E+00
-1.77E+00
-1.61E+00
-1.69E+00
-1.61E+00
-1.61E+00
-1.53E+00
-1.61E+00
-1.61E+00
-1.53E+00
-1.53E+00
-1.53E+00
-1.53E+00
-1.45E+00
-1.53E+00
-1.45E+00
-1.45E+00
-1.45E+00
-1.45E+00
-1.37E+00
-1.37E+00
-1.29E+00
-1.29E+00
-1.29E+00
-1.29E+00
-1.29E+00
-1.29E+00
-1.29E+00
-1.21E+00
-1.21E+00
-1.21E+00
-1.13E+00
-1.13E+00
-1.13E+00
-1.05E+00
-1.13E+00
-1.13E+00
-1.05E+00
-1.05E+00
-1.05E+00
-9.65E-01
-1.05E+00
-9.65E-01
-9.65E-01
-9.65E-01
-9.65E-01
-9.65E-01
-8.84E-01
-8.04E-01
-8.04E-01
-8.04E-01
-8.04E-01
-7.24E-01
-8.04E-01
-7.24E-01
-7.24E-01
-7.24E-01
-7.24E-01
-7.24E-01
-6.43E-01
-6.43E-01
-6.43E-01
-5.63E-01
-6.43E-01
-5.63E-01
-6.43E-01
-4.82E-01
-4.82E-01
-4.82E-01
-4.82E-01
-4.82E-01
-4.82E-01
-4.82E-01
-3.22E-01
-3.22E-01
-4.02E-01
-3.22E-01
-3.22E-01
-4.02E-01
-3.22E-01
-3.22E-01
-2.41E-01
-2.41E-01
-2.41E-01
-1.61E-01
-1.61E-01
-2.41E-01
-1.61E-01
-1.61E-01
0.00E+00
-8.04E-02
-8.04E-02
-8.04E-02
-8.04E-02
-8.04E-02
-8.04E-02
-8.04E-02
8.04E-02
8.04E-02
8.04E-02
8.04E-02
8.04E-02
8.04E-02
1.61E-01
1.61E-01
1.61E-01
2.41E-01
2.41E-01
2.41E-01
2.41E-01
2.41E-01
3.22E-01
3.22E-01
2.41E-01
3.22E-01
4.02E-01
4.02E-01
4.02E-01
4.02E-01
4.02E-01
4.82E-01
4.82E-01
4.82E-01
5.63E-01
5.63E-01
4.82E-01
5.63E-01
5.63E-01
6.43E-01
6.43E-01
5.63E-01
6.43E-01
7.24E-01
7.24E-01
6.43E-01
7.24E-01
7.24E-01
7.24E-01
8.04E-01
8.04E-01
8.84E-01
8.04E-01
8.84E-01
8.84E-01
8.84E-01
8.84E-01
9.65E-01
9.65E-01
9.65E-01
1.05E+00
1.05E+00
9.65E-01
1.05E+00
1.13E+00
1.13E+00
1.13E+00
1.13E+00
1.13E+00
1.13E+00
1.21E+00
1.21E+00
1.29E+00
1.21E+00
1.21E+00
1.21E+00
1.21E+00
1.29E+00
1.29E+00
1.29E+00
1.29E+00
1.37E+00
1.29E+00
1.37E+00
1.37E+00
1.45E+00
1.37E+00
1.37E+00
1.37E+00
1.37E+00
1.45E+00
1.45E+00
1.37E+00
1.45E+00
1.53E+00
1.45E+00
1.53E+00
1.45E+00
1.45E+00
1.37E+00
1.45E+00
1.53E+00
1.45E+00
1.53E+00
1.45E+00
1.45E+00
1.45E+00
1.53E+00
1.45E+00
1.53E+00
1.53E+00
1.53E+00
1.53E+00
1.53E+00
1.61E+00
1.53E+00
1.53E+00
1.53E+00
1.61E+00
1.45E+00
1.53E+00
1.45E+00
1.61E+00
1.61E+00
1.53E+00
1.53E+00
1.53E+00
1.53E+00
1.53E+00
1.53E+00
1.53E+00
1.53E+00
1.53E+00
1.53E+00
1.53E+00
1.53E+00
1.53E+00
1.53E+00
1.53E+00
1.53E+00
1.61E+00
1.53E+00
1.53E+00
1.61E+00
1.53E+00
1.69E+00
1.53E+00
1.61E+00
1.53E+00
1.61E+00
1.53E+00
1.45E+00
1.53E+00
1.61E+00
1.61E+00
1.61E+00
1.61E+00
1.53E+00
1.61E+00
1.61E+00
1.61E+00
1.53E+00
1.61E+00
1.53E+00
1.61E+00
1.61E+00
1.61E+00
1.53E+00
1.53E+00
1.53E+00
1.61E+00
1.53E+00
1.61E+00
1.61E+00
1.61E+00
1.53E+00
1.53E+00
1.61E+00
1.69E+00
1.53E+00
1.61E+00
1.61E+00
1.53E+00
1.61E+00
1.53E+00
1.53E+00
1.61E+00
1.61E+00
1.61E+00
1.61E+00
1.53E+00
1.61E+00
1.61E+00
1.61E+00
1.61E+00
1.61E+00
1.53E+00
1.61E+00
1.53E+00
1.61E+00
1.61E+00
1.61E+00
1.53E+00
1.61E+00
1.53E+00
1.61E+00
1.53E+00
1.53E+00
1.61E+00
1.61E+00
1.53E+00
1.61E+00
1.61E+00
1.61E+00
1.61E+00
1.61E+00
1.61E+00
1.69E+00
1.53E+00
1.53E+00
1.61E+00
1.61E+00
1.45E+00
1.61E+00
1.61E+00
1.61E+00
1.61E+00
1.61E+00
1.61E+00
1.61E+00
1.61E+00
1.53E+00
1.61E+00
1.53E+00
1.53E+00
1.61E+00
1.61E+00
1.61E+00
1.61E+00
1.53E+00
1.53E+00
1.61E+00
1.61E+00
1.61E+00
1.61E+00
1.61E+00
1.61E+00
1.53E+00
1.61E+00
1.61E+00
1.61E+00
1.61E+00
1.53E+00
1.61E+00
1.61E+00
1.61E+00
1.61E+00
1.61E+00
1.53E+00
1.53E+00
1.61E+00
1.61E+00
1.61E+00
1.61E+00
1.53E+00
1.61E+00
1.53E+00
1.53E+00
1.53E+00
1.61E+00
1.61E+00
1.61E+00
1.53E+00
1.61E+00
1.53E+00
1.61E+00
1.61E+00
1.61E+00
1.61E+00
1.53E+00
1.53E+00
1.61E+00
1.61E+00
1.61E+00
1.61E+00
1.61E+00
1.61E+00
1.53E+00
1.53E+00
1.61E+00
1.61E+00
1.61E+00
1.61E+00
1.61E+00
1.61E+00
1.61E+00
1.53E+00
1.61E+00
1.53E+00
1.61E+00
1.53E+00
1.53E+00
1.61E+00
1.61E+00
1.61E+00
1.61E+00
1.61E+00
1.61E+00
1.61E+00
1.61E+00
1.61E+00
1.61E+00
1.53E+00
1.61E+00
1.69E+00
1.61E+00
1.53E+00
1.61E+00
1.61E+00
1.61E+00
1.61E+00
1.61E+00
1.61E+00
1.61E+00
1.53E+00
1.61E+00
1.61E+00
1.61E+00
1.53E+00
1.61E+00
1.53E+00
1.61E+00
1.61E+00
1.61E+00
1.61E+00
1.61E+00
1.53E+00
1.53E+00
1.61E+00
1.61E+00
1.53E+00
1.61E+00
1.61E+00
1.61E+00
1.61E+00
1.53E+00
1.53E+00
1.53E+00
1.61E+00
1.53E+00
1.61E+00
1.53E+00
1.53E+00
1.53E+00
1.53E+00
1.61E+00
1.53E+00
1.61E+00
1.61E+00
1.53E+00
1.61E+00
1.53E+00
1.61E+00
1.53E+00
1.61E+00
1.53E+00
1.53E+00
1.53E+00
1.53E+00
1.53E+00
1.53E+00
1.53E+00
1.53E+00
1.53E+00
1.53E+00
1.53E+00
1.61E+00
1.53E+00
1.61E+00
1.45E+00
1.53E+00
1.45E+00
1.53E+00
1.53E+00
1.45E+00
1.53E+00
1.53E+00
1.53E+00
1.53E+00
1.53E+00
1.45E+00
1.53E+00
1.53E+00
1.45E+00
1.45E+00
1.45E+00
1.45E+00
1.53E+00
1.53E+00
1.45E+00
1.45E+00
1.45E+00
1.45E+00
1.53E+00
1.53E+00
1.53E+00
1.45E+00
1.45E+00
1.45E+00
1.53E+00
1.53E+00
1.45E+00
1.45E+00
1.45E+00
1.45E+00
1.45E+00
1.45E+00
1.45E+00
1.45E+00
1.37E+00
1.45E+00
1.37E+00
1.37E+00
1.29E+00
1.37E+00
1.37E+00
1.29E+00
1.29E+00
1.29E+00
1.37E+00
1.29E+00
1.29E+00
1.29E+00
1.21E+00
1.21E+00
1.21E+00
1.21E+00
1.13E+00
1.13E+00
1.05E+00
1.13E+00
1.05E+00
1.05E+00
9.65E-01
1.05E+00
1.05E+00
9.65E-01
9.65E-01
9.65E-01
9.65E-01
9.65E-01
8.84E-01
8.84E-01
8.84E-01
8.84E-01
8.04E-01
8.04E-01
8.84E-01
8.04E-01
7.24E-01
7.24E-01
8.04E-01
7.24E-01
7.24E-01
7.24E-01
6.43E-01
5.63E-01
6.43E-01
6.43E-01
4.82E-01
5.63E-01
5.63E-01
4.82E-01
4.82E-01
4.02E-01
4.82E-01
4.02E-01
4.02E-01
3.22E-01
4.02E-01
3.22E-01
4.02E-01
3.22E-01
3.22E-01
3.22E-01
3.22E-01
3.22E-01
3.22E-01
2.41E-01
2.41E-01
1.61E-01
2.41E-01
2.41E-01
1.61E-01
8.04E-02
8.04E-02
8.04E-02
8.04E-02
8.04E-02
8.04E-02
8.04E-02
0.00E+00
0.00E+00
-8.04E-02
-8.04E-02
-8.04E-02
-8.04E-02
-8.04E-02
-1.61E-01
-1.61E-01
-2.41E-01
-2.41E-01
-1.61E-01
-1.61E-01
-1.61E-01
-3.22E-01
-2.41E-01
-3.22E-01
-2.41E-01
-3.22E-01
-3.22E-01
-3.22E-01
-4.02E-01
-4.02E-01
-4.82E-01
-4.02E-01
-4.02E-01
-4.82E-01
-4.82E-01
-4.82E-01
-5.63E-01
-6.43E-01
-5.63E-01
-6.43E-01
-6.43E-01
-6.43E-01
-6.43E-01
-6.43E-01
-6.43E-01
-7.24E-01
-7.24E-01
-6.43E-01
-8.04E-01
-7.24E-01
-8.04E-01
-8.04E-01
-8.84E-01
-8.04E-01
-8.04E-01
-8.84E-01
-8.84E-01
-8.84E-01
-9.65E-01
-9.65E-01
-1.13E+00
-9.65E-01
-1.05E+00
-1.05E+00
-1.13E+00
-9.65E-01
-1.05E+00
-1.13E+00
-1.13E+00
-1.13E+00
-1.13E+00
-1.21E+00
-1.21E+00
-1.21E+00
-1.13E+00
-1.29E+00
-1.29E+00
-1.29E+00
-1.29E+00
-1.21E+00
-1.29E+00
-1.29E+00
-1.37E+00
-1.37E+00
-1.37E+00
-1.37E+00
-1.37E+00
-1.45E+00
-1.45E+00
-1.53E+00
-1.45E+00
-1.45E+00
-1.53E+00
-1.61E+00
-1.53E+00
-1.53E+00
-1.53E+00
-1.53E+00
-1.53E+00
-1.61E+00
-1.69E+00
-1.69E+00
-1.61E+00
-1.69E+00
-1.77E+00
-1.77E+00
-1.61E+00
-1.77E+00
-1.69E+00
-1.77E+00
-1.77E+00
-1.85E+00
-1.85E+00
-1.85E+00
-1.85E+00
-1.93E+00
-1.93E+00
-1.85E+00
-1.85E+00
-1.93E+00
-1.93E+00
-1.93E+00
-2.01E+00
-2.01E+00
-2.01E+00
-2.09E+00
-2.01E+00
-2.01E+00
-2.09E+00
-2.09E+00
-2.09E+00
-2.09E+00
-2.09E+00
-2.09E+00
-2.17E+00
-2.17E+00
-2.09E+00
-2.25E+00
-2.17E+00
-2.17E+00
-2.25E+00
-2.17E+00
-2.25E+00
-2.17E+00
-2.25E+00
-2.25E+00
-2.33E+00
-2.25E+00
-2.33E+00
-2.25E+00
-2.41E+00
-2.33E+00
-2.41E+00
-2.41E+00
-2.41E+00
-2.41E+00
-2.41E+00
-2.41E+00
-2.41E+00
-2.49E+00
-2.49E+00
-2.57E+00
-2.49E+00
-2.49E+00
-2.49E+00
-2.57E+00
-2.49E+00
-2.57E+00
-2.57E+00
-2.57E+00
-2.57E+00
-2.57E+00
-2.57E+00
-2.65E+00
-2.57E+00
-2.57E+00
-2.65E+00
-2.65E+00
-2.65E+00
-2.73E+00
-2.57E+00
-2.65E+00
-2.65E+00
-2.65E+00
-2.73E+00
-2.65E+00
-2.65E+00
-2.65E+00
-2.73E+00
-2.81E+00
-2.73E+00
-2.81E+00
-2.81E+00
-2.73E+00
-2.81E+00
-2.81E+00
-2.89E+00
-2.81E+00
-2.73E+00
-2.81E+00
-2.81E+00
-2.73E+00
-2.89E+00
-2.81E+00
-2.81E+00
-2.89E+00
-2.89E+00
-2.89E+00
-2.97E+00
-2.81E+00
-2.97E+00
-2.89E+00
-2.89E+00
-2.89E+00
-2.97E+00
-2.97E+00
-2.97E+00
-2.97E+00
-2.89E+00
-2.97E+00
-2.97E+00
-2.97E+00
-2.89E+00
-2.97E+00
-3.06E+00
-2.89E+00
-2.97E+00
-2.97E+00
-2.97E+00
-2.97E+00
-2.89E+00
-2.97E+00
-2.97E+00
-2.97E+00
-2.97E+00
-3.06E+00
-2.97E+00
-2.97E+00
-2.97E+00
-2.97E+00
-2.97E+00
-2.97E+00
-2.97E+00
-2.97E+00
-2.97E+00
-2.97E+00
-2.97E+00
-2.97E+00
-2.97E+00
-3.06E+00
-2.97E+00
-3.06E+00
-2.97E+00
-2.97E+00
-2.97E+00
-3.06E+00
-3.06E+00
-2.97E+00
-2.97E+00
-3.06E+00
-3.06E+00
-2.97E+00
-2.97E+00
-3.06E+00
-3.06E+00
-3.06E+00
-3.06E+00
-3.14E+00
-3.06E+00
-2.97E+00
-3.06E+00
-2.97E+00
-3.06E+00
-2.97E+00
-2.97E+00
-3.06E+00
-2.97E+00
-3.06E+00
-2.97E+00
-3.06E+00
-2.89E+00
-2.97E+00
-2.97E+00
-3.06E+00
-2.97E+00
-3.06E+00
-2.97E+00
-2.97E+00
-2.97E+00
-2.97E+00
-2.97E+00
-2.97E+00
-2.97E+00
-2.97E+00
-2.97E+00
-2.89E+00
-2.97E+00
-2.97E+00
-2.97E+00
-2.89E+00
-2.97E+00
-2.97E+00
-2.97E+00
-2.89E+00
-2.97E+00
-2.89E+00
-2.89E+00
-2.89E+00
-2.89E+00
-2.89E+00
-2.89E+00
-2.89E+00
-2.89E+00
-2.89E+00
-2.81E+00
-2.89E+00
-2.89E+00
-2.81E+00
-2.89E+00
-2.81E+00
-2.81E+00
-2.73E+00
-2.81E+00
-2.89E+00
-2.73E+00
-2.81E+00
-2.81E+00
-2.81E+00
-2.73E+00
-2.73E+00
-2.73E+00
-2.73E+00
-2.65E+00
-2.73E+00
-2.73E+00
-2.65E+00
-2.65E+00
-2.65E+00
-2.65E+00
-2.57E+00
-2.65E+00
-2.65E+00
-2.65E+00
-2.65E+00
-2.65E+00
-2.65E+00
-2.57E+00
-2.57E+00
-2.49E+00
-2.57E+00
-2.49E+00
-2.57E+00
-2.49E+00
-2.57E+00
-2.57E+00
-2.49E+00
-2.49E+00
-2.49E+00
-2.49E+00
-2.49E+00
-2.41E+00
-2.41E+00
-2.49E+00
-2.33E+00
-2.41E+00
-2.41E+00
-2.33E+00
-2.41E+00
-2.33E+00
-2.33E+00
-2.33E+00
-2.33E+00
-2.33E+00
-2.33E+00
-2.33E+00
-2.25E+00
-2.25E+00
-2.25E+00
-2.25E+00
-2.25E+00
-2.17E+00
-2.17E+00
-2.17E+00
-2.17E+00
-2.25E+00
-2.09E+00
-2.09E+00
-2.17E+00
-2.09E+00
-2.09E+00
-2.01E+00
-2.01E+00
-2.09E+00
-2.01E+00
-2.09E+00
-2.01E+00
-2.01E+00
-2.01E+00
-2.01E+00
-1.93E+00
-1.93E+00
-1.93E+00
-1.93E+00
-1.93E+00
-1.93E+00
-1.85E+00
-1.85E+00
-1.85E+00
-1.77E+00
-1.77E+00
-1.77E+00
-1.69E+00
-1.77E+00
-1.69E+00
-1.69E+00
-1.77E+00
-1.61E+00
-1.61E+00
-1.69E+00
-1.61E+00
-1.61E+00
-1.53E+00
-1.61E+00
-1.53E+00
-1.53E+00
-1.53E+00
-1.53E+00
-1.45E+00
-1.45E+00
-1.45E+00
-1.45E+00
-1.45E+00
-1.45E+00
-1.45E+00
-1.37E+00
-1.37E+00
-1.37E+00
-1.37E+00
-1.29E+00
-1.29E+00
-1.29E+00
-1.21E+00
-1.29E+00
-1.29E+00
-1.29E+00
-1.21E+00
-1.21E+00
-1.29E+00
-1.21E+00
-1.13E+00
-1.05E+00
-1.13E+00
-1.13E+00
-1.05E+00
-1.05E+00
-1.05E+00
-1.05E+00
-9.65E-01
-9.65E-01
-8.84E-01
-9.65E-01
-9.65E-01
-9.65E-01
-8.84E-01
-8.84E-01
-8.84E-01
-8.04E-01
-8.04E-01
-8.04E-01
-7.24E-01
-7.24E-01
-7.24E-01
-6.43E-01
-7.24E-01
-7.24E-01
-7.24E-01
-7.24E-01
-6.43E-01
-6.43E-01
-5.63E-01
-5.63E-01
-5.63E-01
-4.82E-01
-5.63E-01
-4.82E-01
-4.02E-01
-4.82E-01
-4.82E-01
-4.82E-01
-4.82E-01
-4.02E-01
-4.02E-01
-4.02E-01
-3.22E-01
-3.22E-01
-4.02E-01
-2.41E-01
-2.41E-01
-3.22E-01
-2.41E-01
-1.61E-01
-1.61E-01
-1.61E-01
-2.41E-01
-8.04E-02
-8.04E-02
-1.61E-01
-8.04E-02
-8.04E-02
-8.04E-02
0.00E+00
0.00E+00
0.00E+00];

%scatter(x,y,'filled')
%hold on
%scatter(x,y,'filled')
plot(t,x)
hold on
plot(t,y)
grid on
xlabel('Voltaje (V)') 
ylabel('Corriente (A)')

%xticks([0 0.45 0.5 0.55 0.6 0.65 0.7 0.75 0.8 1])
%xticklabels({'0','0.45','0.5','0.55','0.6','0.65','0.7','0.75','0.8','1'})
%yticks([0  0.0015 0.006 0.019 0.038 0.06])
